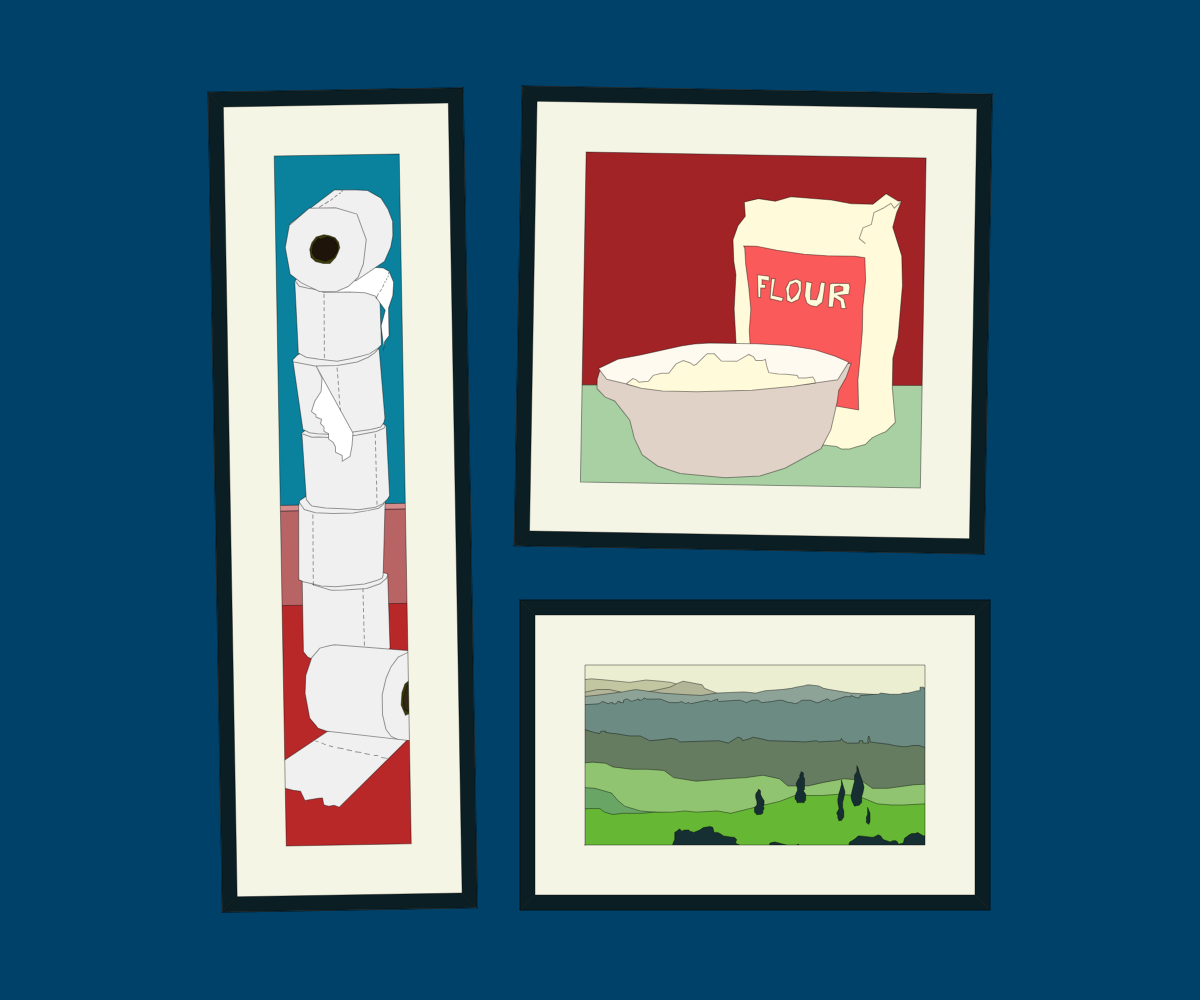
Frame 1 (no input)
Frame 60 (no input): identical to frame 1, image omitted
Frame 120 (the mouse pressed at the canvas centre since frame 60): identical to frame 1, image omitted

The p5.js sketch that drew this single still picture (run headless with seeded random() and noise() and a simulated clock; from frame 60 on, the mouse is pressed at the canvas centre):

// p5.js sketch
// ── sketch.js
//Colours
let lineColour = ([0, 100]);
let buttonColour = ([0, 100]);

let wall = ([0, 65, 105]);

let tr = 255;

let Frame = ([10, 30, 35, tr]);
let paperwhite = ([245, 245, 230]);

let rollwhite = ([240, 240, 240]);

let wallSideTopColour = ([255, 220, 30, tr]);
let wallSideRightColour = ([255, 250, 30, tr]);
let wallSideBottomColour = ([255, 250, 150, tr]);
let wallSideLeftColour = ([255, 140, 30, tr]);

let frontWindowSurroundColour = ([15, 140, 150]);
let frontWindowEdgeColourTop = ([10, 190, 140]);
let frontWindowEdgeColourRight = ([10, 170, 120]);
let frontWindowEdgeColourBottom = ([20, 210, 160]);
let frontWindowEdgeColourLeft = ([10, 180, 130]);

let frontWindowBackColour = ([5, 120, 110]);
let frontWindowTopColour = ([225, 235, 10]);
let frontWindowBottomColour = ([212, 222, 5]);

let frontWindowHighlightColourR;
let frontWindowHighlightColourG;
let frontWindowHighlightColourB;

//Width Centre variable
let hc;
let wc;
let sc;
let scale;
let xscaler;
let yscaler;

let s1 = 0;
let t1 = 0;
let w1 = 0;

//  s = a   t = b   w = c
let sAngle = 1;
let tAngle = -1;
let wAngle = 0;

let coll = 111;
let randomTilt;
let sign = [2, 1, -2, -1];

function setup() {
  createCanvas(windowWidth, windowHeight);
  hc = height / 2;
  wc = width / 2;
  //Smaller dimension
  if (wc < hc) {
    sc = wc;
  } else if (hc < wc) {
    sc = hc;
  } else {
    sc = hc;
  }
  scale = sc / 100
  xscaler = 1;
  yscaler = 1;

  angleMode(DEGREES)

}

function windowResized() {
  resizeCanvas(windowWidth, windowHeight);
  hc = height / 2;
  wc = width / 2;
  //Smaller dimension
  if (wc < hc) {
    sc = wc
  } else if (hc < wc) {
    sc = hc
  } else {
    sc = hc
  }
  scale = sc / 100
}

function draw() {
  background(wall);
  stroke(lineColour);
  strokeWeight(scale / 5);
  randomTilt = random(sign);

  //Sqaure Frame
  //a
  {
    //Scale a
    let a_sx = scale * xscaler;
    let a_sy = scale * yscaler;

    //Position a
    let as_px = 0;
    let as_py = 0;


    //Points >> + or - ((value * scaler) + positioner)

    //Middle0
    //TL
    a1x = wc - ((16 * a_sx) + as_px);
    a1y = hc - ((82 * a_sy) + as_py);
    //TR
    a2x = wc + ((78 * a_sx) + as_px);
    a2y = hc - ((82 * a_sy) + as_py);
    //BR
    a3x = wc + ((78 * a_sx) + as_px);
    a3y = hc + ((10 * a_sy) + as_py);
    //BL
    a4x = wc - ((16 * a_sx) + as_px);
    a4y = hc + ((10 * a_sy) + as_py);

    //circle
    //TL
    a1xC = wc - ((16 * a_sx) + as_px);
    a1yC = hc - ((82 * a_sy) + as_py);
    //TR
    a2xC = wc + ((78 * a_sx) + as_px);
    a2yC = hc - ((82 * a_sy) + as_py);
    //BR
    a3xC = wc + ((78 * a_sx) + as_px);
    a3yC = hc + ((10 * a_sy) + as_py);
    //BL
    a4xC = wc - ((16 * a_sx) + as_px);
    a4yC = hc + ((10 * a_sy) + as_py);


  }
  //aA
  {
    //Scale aA
    let aA_sx = scale * xscaler;
    let aA_sy = scale * yscaler;

    //Position aA
    let aA_px = 0;
    let aA_py = 0;


    //Points >> + or - ((value * scaler) + positioner)

    //Middle0
    if(s1 == 0){
    //TL
    aA1x = wc - ((13 * aA_sx) + aA_px);
    aA1y = hc - ((79 * aA_sy) + aA_py);
    //TR
    aA2x = wc + ((75 * aA_sx) + aA_px);
    aA2y = hc - ((79 * aA_sy) + aA_py);
    //BR
    aA3x = wc + ((75 * aA_sx) + aA_px);
    aA3y = hc + ((7 * aA_sy) + aA_py);
    //BL
    aA4x = wc - ((13 * aA_sx) + aA_px);
    aA4y = hc + ((7 * aA_sy) + aA_py);
    }


  }
  //aB
  {
    //Scale aB
    let aB_sx = scale * xscaler;
    let aB_sy = scale * yscaler;

    //Position aB
    let aB_px = 0;
    let aB_py = 0;


    //Points >> + or - ((value * scaler) + positioner)

    //Middle0
    if(s1 == 0){
    //TL
    aB1x = wc - ((3 * aB_sx) + aB_px);
    aB1y = hc - ((69 * aB_sy) + aB_py);
    //TR
    aB2x = wc + ((65 * aB_sx) + aB_px);
    aB2y = hc - ((69 * aB_sy) + aB_py);
    //BR
    aB3x = wc + ((65 * aB_sx) + aB_px);
    aB3y = hc - ((3 * aB_sy) + aB_py);
    //
    aB4x = wc - ((3 * aB_sx) + aB_px);
    aB4y = hc - ((3 * aB_sy) + aB_py);
    }


  }

  //Tall Frame
  //b
  {
    //Scale b
    let b_sx = scale * xscaler;
    let b_sy = scale * yscaler;

    //Position b
    let b_px = 0;
    let b_py = 0;

    //Points >> + or - ((value * scaler) + positioner)
    b1x = wc - ((78 * b_sx) + b_px);
    b1y = hc - ((82 * b_sy) + b_py);

    b2x = wc - ((27 * b_sx) + b_px);
    b2y = hc - ((82 * b_sy) + b_py);

    b3x = wc - ((27 * b_sx) + b_px);
    b3y = hc + ((82 * b_sy) + b_py);

    b4x = wc - ((78 * b_sx) + b_px);
    b4y = hc + ((82 * b_sy) + b_py);


    //circle
    //tl
    b1xC = wc - ((78 * b_sx) + b_px);
    b1yC = hc - ((82 * b_sy) + b_py);

    b2xC = wc - ((27 * b_sx) + b_px);
    b2yC = hc - ((82 * b_sy) + b_py);

    b3xC = wc - ((27 * b_sx) + b_px);
    b3yC = hc + ((82 * b_sy) + b_py);

    b4xC = wc - ((78 * b_sx) + b_px);
    b4yC = hc + ((82 * b_sy) + b_py);


  }
  //bA
  {
    //Scale bA
    let bA_sx = scale * xscaler;
    let bA_sy = scale * yscaler;

    //Position bA
    let bA_px = 0;
    let bA_py = 0;


    //Points >> + or - ((value * scaler) + positioner)

    //Middle0
    if(t1 == 0){
    //TL
    bA1x = wc - ((75 * bA_sx) + bA_px);
    bA1y = hc - ((79 * bA_sy) + bA_py);

    bA2x = wc - ((30 * bA_sx) + bA_px);
    bA2y = hc - ((79 * bA_sy) + bA_py);

    bA3x = wc - ((30 * bA_sx) + bA_px);
    bA3y = hc + ((79 * bA_sy) + bA_py);

    bA4x = wc - ((75 * bA_sx) + bA_px);
    bA4y = hc + ((79 * bA_sy) + bA_py);
    }


  }
  //bB
  {
    //Scale bB
    let bB_sx = scale * xscaler;
    let bB_sy = scale * yscaler;

    //Position bB
    let bB_px = 0;
    let bB_py = 0;


    //Points >> + or - ((value * scaler) + positioner)

    //Middle0
    if(t1 == 0){
    //TL
    bB1x = wc - ((65 * bB_sx) + bB_px);
    bB1y = hc - ((69 * bB_sy) + bB_py);

    bB2x = wc - ((40 * bB_sx) + bB_px);
    bB2y = hc - ((69 * bB_sy) + bB_py);

    bB3x = wc - ((40 * bB_sx) + bB_px);
    bB3y = hc + ((69 * bB_sy) + bB_py);

    bB4x = wc - ((65 * bB_sx) + bB_px);
    bB4y = hc + ((69 * bB_sy) + bB_py);
    }


  }

  //Wide Frame
  //c
  {
    //Scale c
    let c_sx = scale * xscaler;
    let c_sy = scale * yscaler;

    //Position c
    let c_px = 0;
    let c_py = 0;

    //Points >> + or - ((value * scaler) + positioner)
    c1x = wc - ((16 * c_sx) + c_px);
    c1y = hc + ((20 * c_sy) + c_py);
    //TR
    c2x = wc + ((78 * c_sx) + c_px);
    c2y = hc + ((20 * c_sy) + c_py);
    //BR
    c3x = wc + ((78 * c_sx) + c_px);
    c3y = hc + ((82 * c_sy) + c_py);
    //BL
    c4x = wc - ((16 * c_sx) + c_px);
    c4y = hc + ((82 * c_sy) + c_py);

    //circle
    //tl
    c1xC = wc - ((16 * c_sx) + c_px);
    c1yC = hc + ((20 * c_sy) + c_py);
    //TR
    c2xC = wc + ((78 * c_sx) + c_px);
    c2yC = hc + ((20 * c_sy) + c_py);
    //BR
    c3xC = wc + ((78 * c_sx) + c_px);
    c3yC = hc + ((82 * c_sy) + c_py);
    //BL
    c4xC = wc - ((16 * c_sx) + c_px);
    c4yC = hc + ((82 * c_sy) + c_py);
  }
  //cA
  {
    //Scale cA
    let cA_sx = scale * xscaler;
    let cA_sy = scale * yscaler;

    //Position cA
    let cA_px = 0;
    let cA_py = 0;


    //Points >> + or - ((value * scaler) + positioner)

    //Middle0
    if(w1 == 0){
    //TL
    cA1x = wc - ((13 * cA_sx) + cA_px);
    cA1y = hc + ((23 * cA_sy) + cA_py);
    //TR
    cA2x = wc + ((75 * cA_sx) + cA_px);
    cA2y = hc + ((23 * cA_sy) + cA_py);
    //BR
    cA3x = wc + ((75 * cA_sx) + cA_px);
    cA3y = hc + ((79 * cA_sy) + cA_py);
    //BL
    cA4x = wc - ((13 * cA_sx) + cA_px);
    cA4y = hc + ((79 * cA_sy) + cA_py);
    }


  }
  //cB
  {
    //Scale cB
    let cB_sx = scale * xscaler;
    let cB_sy = scale * yscaler;

    //Position cB
    let cB_px = 0;
    let cB_py = 0;


    //Points >> + or - ((value * scaler) + positioner)

    //Middle0
    if(w1 == 0){
    //TL
    cB1x = wc - ((3 * cB_sx) + cB_px);
    cB1y = hc + ((33 * cB_sy) + cB_py);

    cB2x = wc + ((65 * cB_sx) + cB_px);
    cB2y = hc + ((33 * cB_sy) + cB_py);

    cB3x = wc + ((65 * cB_sx) + cB_px);
    cB3y = hc + ((69 * cB_sy) + cB_py);

    cB4x = wc - ((3 * cB_sx) + cB_px);
    cB4y = hc + ((69 * cB_sy) + cB_py);
    }


  }


  //Square Frame —————————————————————————————————————————————
  push();
  translate((a2xC+((a1xC-a2xC)/2)),(a4yC+((a1yC-a4yC)/2)-(scale*20)));

  push();
  rotate(sAngle)

  push()
  translate(-(a2xC+((a1xC-a2xC)/2)),-(a4yC+((a1yC-a4yC)/2)-(scale*20)));

  //baking
{
fill(200,0);
let baking_x = -scale*20;
let baking_y = -scale*86;
let baking_xScale = scale/4.2;
let baking_yScale = scale/4.2;
beginShape();
  fill(162,35,37);
vertex(wc+(baking_xScale*62)+baking_x,hc+(baking_yScale*60)+baking_y);
vertex(wc+(baking_xScale*382)+baking_x,hc+(baking_yScale*58)+baking_y);
vertex(wc+(baking_xScale*375)+baking_x,hc+(baking_yScale*362)+baking_y);
vertex(wc+(baking_xScale*49)+baking_x,hc+(baking_yScale*367)+baking_y);
endShape(CLOSE);

  fill(168,208,162);
beginShape();
vertex(wc+(baking_xScale*70)+baking_x,hc+(baking_yScale*267)+baking_y);
vertex(wc+(baking_xScale*383)+baking_x,hc+(baking_yScale*262)+baking_y);
vertex(wc+(baking_xScale*380)+baking_x,hc+(baking_yScale*373)+baking_y);
vertex(wc+(baking_xScale*62)+baking_x,hc+(baking_yScale*365)+baking_y);
endShape(CLOSE);

fill(255,250,217);
beginShape();
vertex(wc+(baking_xScale*290)+baking_x,hc+(baking_yScale*317)+baking_y);
vertex(wc+(baking_xScale*297)+baking_x,hc+(baking_yScale*317)+baking_y);
vertex(wc+(baking_xScale*303)+baking_x,hc+(baking_yScale*315)+baking_y);
vertex(wc+(baking_xScale*310)+baking_x,hc+(baking_yScale*313)+baking_y);
vertex(wc+(baking_xScale*316)+baking_x,hc+(baking_yScale*307)+baking_y);
vertex(wc+(baking_xScale*322)+baking_x,hc+(baking_yScale*304)+baking_y);
vertex(wc+(baking_xScale*327)+baking_x,hc+(baking_yScale*302)+baking_y);
vertex(wc+(baking_xScale*330)+baking_x,hc+(baking_yScale*299)+baking_y);
vertex(wc+(baking_xScale*335)+baking_x,hc+(baking_yScale*294)+baking_y);
vertex(wc+(baking_xScale*332)+baking_x,hc+(baking_yScale*265)+baking_y);
vertex(wc+(baking_xScale*332)+baking_x,hc+(baking_yScale*240)+baking_y);
vertex(wc+(baking_xScale*336)+baking_x,hc+(baking_yScale*223)+baking_y);
vertex(wc+(baking_xScale*339)+baking_x,hc+(baking_yScale*179)+baking_y);
vertex(wc+(baking_xScale*338)+baking_x,hc+(baking_yScale*154)+baking_y);
vertex(wc+(baking_xScale*330)+baking_x,hc+(baking_yScale*130)+baking_y);
vertex(wc+(baking_xScale*333)+baking_x,hc+(baking_yScale*118)+baking_y);
vertex(wc+(baking_xScale*337)+baking_x,hc+(baking_yScale*108)+baking_y);
vertex(wc+(baking_xScale*334)+baking_x,hc+(baking_yScale*108)+baking_y);
vertex(wc+(baking_xScale*324)+baking_x,hc+(baking_yScale*102)+baking_y);
vertex(wc+(baking_xScale*313)+baking_x,hc+(baking_yScale*111)+baking_y);
vertex(wc+(baking_xScale*295)+baking_x,hc+(baking_yScale*111)+baking_y);
vertex(wc+(baking_xScale*278)+baking_x,hc+(baking_yScale*108)+baking_y);
vertex(wc+(baking_xScale*244)+baking_x,hc+(baking_yScale*106)+baking_y);
vertex(wc+(baking_xScale*231)+baking_x,hc+(baking_yScale*110)+baking_y);
vertex(wc+(baking_xScale*217)+baking_x,hc+(baking_yScale*108)+baking_y);
vertex(wc+(baking_xScale*205)+baking_x,hc+(baking_yScale*111)+baking_y);
vertex(wc+(baking_xScale*206)+baking_x,hc+(baking_yScale*123)+baking_y);
vertex(wc+(baking_xScale*200)+baking_x,hc+(baking_yScale*131)+baking_y);
vertex(wc+(baking_xScale*196)+baking_x,hc+(baking_yScale*143)+baking_y);
vertex(wc+(baking_xScale*197)+baking_x,hc+(baking_yScale*161)+baking_y);
vertex(wc+(baking_xScale*199)+baking_x,hc+(baking_yScale*172)+baking_y);
vertex(wc+(baking_xScale*198)+baking_x,hc+(baking_yScale*201)+baking_y);
vertex(wc+(baking_xScale*201)+baking_x,hc+(baking_yScale*242)+baking_y);
vertex(wc+(baking_xScale*204)+baking_x,hc+(baking_yScale*280)+baking_y);
vertex(wc+(baking_xScale*204)+baking_x,hc+(baking_yScale*290)+baking_y);
vertex(wc+(baking_xScale*209)+baking_x,hc+(baking_yScale*298)+baking_y);
vertex(wc+(baking_xScale*233)+baking_x,hc+(baking_yScale*305)+baking_y);
vertex(wc+(baking_xScale*250)+baking_x,hc+(baking_yScale*307)+baking_y);
vertex(wc+(baking_xScale*263)+baking_x,hc+(baking_yScale*313)+baking_y);
vertex(wc+(baking_xScale*286)+baking_x,hc+(baking_yScale*315)+baking_y);
endShape(CLOSE);

  fill(250,90,90);
beginShape();
vertex(wc+(baking_xScale*205)+baking_x,hc+(baking_yScale*148)+baking_y);
vertex(wc+(baking_xScale*216)+baking_x,hc+(baking_yScale*148)+baking_y);
vertex(wc+(baking_xScale*233)+baking_x,hc+(baking_yScale*151)+baking_y);
vertex(wc+(baking_xScale*256)+baking_x,hc+(baking_yScale*154)+baking_y);
vertex(wc+(baking_xScale*275)+baking_x,hc+(baking_yScale*155)+baking_y);
vertex(wc+(baking_xScale*299)+baking_x,hc+(baking_yScale*155)+baking_y);
vertex(wc+(baking_xScale*307)+baking_x,hc+(baking_yScale*156)+baking_y);
vertex(wc+(baking_xScale*308)+baking_x,hc+(baking_yScale*175)+baking_y);
vertex(wc+(baking_xScale*306)+baking_x,hc+(baking_yScale*198)+baking_y);
vertex(wc+(baking_xScale*306)+baking_x,hc+(baking_yScale*218)+baking_y);
vertex(wc+(baking_xScale*305)+baking_x,hc+(baking_yScale*233)+baking_y);
vertex(wc+(baking_xScale*303)+baking_x,hc+(baking_yScale*259)+baking_y);
vertex(wc+(baking_xScale*304)+baking_x,hc+(baking_yScale*284)+baking_y);
vertex(wc+(baking_xScale*220)+baking_x,hc+(baking_yScale*271)+baking_y);
vertex(wc+(baking_xScale*213)+baking_x,hc+(baking_yScale*269)+baking_y);
vertex(wc+(baking_xScale*213)+baking_x,hc+(baking_yScale*244)+baking_y);
vertex(wc+(baking_xScale*211)+baking_x,hc+(baking_yScale*219)+baking_y);
vertex(wc+(baking_xScale*212)+baking_x,hc+(baking_yScale*201)+baking_y);
vertex(wc+(baking_xScale*210)+baking_x,hc+(baking_yScale*183)+baking_y);
vertex(wc+(baking_xScale*207)+baking_x,hc+(baking_yScale*163)+baking_y);
vertex(wc+(baking_xScale*206)+baking_x,hc+(baking_yScale*150)+baking_y);
endShape(CLOSE);

fill(225,210,200);
beginShape();
vertex(wc+(baking_xScale*86)+baking_x,hc+(baking_yScale*255)+baking_y);
vertex(wc+(baking_xScale*84)+baking_x,hc+(baking_yScale*262)+baking_y);
vertex(wc+(baking_xScale*84)+baking_x,hc+(baking_yScale*270)+baking_y);
vertex(wc+(baking_xScale*91)+baking_x,hc+(baking_yScale*277)+baking_y);
vertex(wc+(baking_xScale*99)+baking_x,hc+(baking_yScale*280)+baking_y);
vertex(wc+(baking_xScale*112)+baking_x,hc+(baking_yScale*296)+baking_y);
vertex(wc+(baking_xScale*116)+baking_x,hc+(baking_yScale*311)+baking_y);
vertex(wc+(baking_xScale*123)+baking_x,hc+(baking_yScale*325)+baking_y);
vertex(wc+(baking_xScale*136)+baking_x,hc+(baking_yScale*334)+baking_y);
vertex(wc+(baking_xScale*155)+baking_x,hc+(baking_yScale*340)+baking_y);
vertex(wc+(baking_xScale*193)+baking_x,hc+(baking_yScale*343)+baking_y);
vertex(wc+(baking_xScale*222)+baking_x,hc+(baking_yScale*341)+baking_y);
vertex(wc+(baking_xScale*243)+baking_x,hc+(baking_yScale*334)+baking_y);
vertex(wc+(baking_xScale*273)+baking_x,hc+(baking_yScale*317)+baking_y);
vertex(wc+(baking_xScale*281)+baking_x,hc+(baking_yScale*301)+baking_y);
vertex(wc+(baking_xScale*286)+baking_x,hc+(baking_yScale*277)+baking_y);
vertex(wc+(baking_xScale*287)+baking_x,hc+(baking_yScale*268)+baking_y);
vertex(wc+(baking_xScale*293)+baking_x,hc+(baking_yScale*257)+baking_y);
vertex(wc+(baking_xScale*297)+baking_x,hc+(baking_yScale*245)+baking_y);
endShape(CLOSE);

fill(255,250,240);
beginShape();
vertex(wc+(baking_xScale*165)+baking_x,hc+(baking_yScale*231)+baking_y);
vertex(wc+(baking_xScale*178)+baking_x,hc+(baking_yScale*230)+baking_y);
vertex(wc+(baking_xScale*200)+baking_x,hc+(baking_yScale*230)+baking_y);
vertex(wc+(baking_xScale*217)+baking_x,hc+(baking_yScale*230)+baking_y);
vertex(wc+(baking_xScale*244)+baking_x,hc+(baking_yScale*231)+baking_y);
vertex(wc+(baking_xScale*266)+baking_x,hc+(baking_yScale*234)+baking_y);
vertex(wc+(baking_xScale*283)+baking_x,hc+(baking_yScale*239)+baking_y);
vertex(wc+(baking_xScale*295)+baking_x,hc+(baking_yScale*244)+baking_y);
vertex(wc+(baking_xScale*286)+baking_x,hc+(baking_yScale*259)+baking_y);
vertex(wc+(baking_xScale*261)+baking_x,hc+(baking_yScale*263)+baking_y);
vertex(wc+(baking_xScale*202)+baking_x,hc+(baking_yScale*269)+baking_y);
vertex(wc+(baking_xScale*161)+baking_x,hc+(baking_yScale*270)+baking_y);
vertex(wc+(baking_xScale*115)+baking_x,hc+(baking_yScale*267)+baking_y);
vertex(wc+(baking_xScale*92)+baking_x,hc+(baking_yScale*262)+baking_y);
vertex(wc+(baking_xScale*85)+baking_x,hc+(baking_yScale*253)+baking_y);
vertex(wc+(baking_xScale*101)+baking_x,hc+(baking_yScale*245)+baking_y);
vertex(wc+(baking_xScale*120)+baking_x,hc+(baking_yScale*241)+baking_y);
vertex(wc+(baking_xScale*154)+baking_x,hc+(baking_yScale*233)+baking_y);
endShape(CLOSE);
beginShape();


fill(255,250,217);
  beginShape();
vertex(wc+(baking_xScale*109)+baking_x,hc+(baking_yScale*265)+baking_y);
vertex(wc+(baking_xScale*114)+baking_x,hc+(baking_yScale*261)+baking_y);
vertex(wc+(baking_xScale*117)+baking_x,hc+(baking_yScale*262)+baking_y);
vertex(wc+(baking_xScale*119)+baking_x,hc+(baking_yScale*264)+baking_y);
vertex(wc+(baking_xScale*127)+baking_x,hc+(baking_yScale*263)+baking_y);
vertex(wc+(baking_xScale*131)+baking_x,hc+(baking_yScale*258)+baking_y);
vertex(wc+(baking_xScale*138)+baking_x,hc+(baking_yScale*256)+baking_y);
vertex(wc+(baking_xScale*144)+baking_x,hc+(baking_yScale*256)+baking_y);
vertex(wc+(baking_xScale*150)+baking_x,hc+(baking_yScale*248)+baking_y);
vertex(wc+(baking_xScale*156)+baking_x,hc+(baking_yScale*245)+baking_y);
vertex(wc+(baking_xScale*162)+baking_x,hc+(baking_yScale*247)+baking_y);
vertex(wc+(baking_xScale*165)+baking_x,hc+(baking_yScale*249)+baking_y);
vertex(wc+(baking_xScale*167)+baking_x,hc+(baking_yScale*248)+baking_y);
vertex(wc+(baking_xScale*173)+baking_x,hc+(baking_yScale*242)+baking_y);
vertex(wc+(baking_xScale*176)+baking_x,hc+(baking_yScale*239)+baking_y);
vertex(wc+(baking_xScale*182)+baking_x,hc+(baking_yScale*239)+baking_y);
vertex(wc+(baking_xScale*188)+baking_x,hc+(baking_yScale*245)+baking_y);
vertex(wc+(baking_xScale*201)+baking_x,hc+(baking_yScale*245)+baking_y);
vertex(wc+(baking_xScale*211)+baking_x,hc+(baking_yScale*239)+baking_y);
vertex(wc+(baking_xScale*215)+baking_x,hc+(baking_yScale*241)+baking_y);
vertex(wc+(baking_xScale*217)+baking_x,hc+(baking_yScale*244)+baking_y);
vertex(wc+(baking_xScale*222)+baking_x,hc+(baking_yScale*244)+baking_y);
vertex(wc+(baking_xScale*225)+baking_x,hc+(baking_yScale*243)+baking_y);
vertex(wc+(baking_xScale*226)+baking_x,hc+(baking_yScale*248)+baking_y);
vertex(wc+(baking_xScale*228)+baking_x,hc+(baking_yScale*254)+baking_y);
vertex(wc+(baking_xScale*236)+baking_x,hc+(baking_yScale*255)+baking_y);
vertex(wc+(baking_xScale*243)+baking_x,hc+(baking_yScale*255)+baking_y);
vertex(wc+(baking_xScale*252)+baking_x,hc+(baking_yScale*256)+baking_y);
vertex(wc+(baking_xScale*253)+baking_x,hc+(baking_yScale*258)+baking_y);
vertex(wc+(baking_xScale*259)+baking_x,hc+(baking_yScale*258)+baking_y);
vertex(wc+(baking_xScale*265)+baking_x,hc+(baking_yScale*257)+baking_y);
vertex(wc+(baking_xScale*267)+baking_x,hc+(baking_yScale*260)+baking_y);
vertex(wc+(baking_xScale*267)+baking_x,hc+(baking_yScale*262)+baking_y);
vertex(wc+(baking_xScale*249)+baking_x,hc+(baking_yScale*265)+baking_y);
vertex(wc+(baking_xScale*214)+baking_x,hc+(baking_yScale*269)+baking_y);
vertex(wc+(baking_xScale*168)+baking_x,hc+(baking_yScale*271)+baking_y);
vertex(wc+(baking_xScale*139)+baking_x,hc+(baking_yScale*271)+baking_y);
vertex(wc+(baking_xScale*121)+baking_x,hc+(baking_yScale*269)+baking_y);
vertex(wc+(baking_xScale*110)+baking_x,hc+(baking_yScale*266)+baking_y);
endShape(CLOSE);

    fill(255,250,217);
beginShape();
vertex(wc+(baking_xScale*218)+baking_x,hc+(baking_yScale*191)+baking_y);
vertex(wc+(baking_xScale*217)+baking_x,hc+(baking_yScale*172)+baking_y);
vertex(wc+(baking_xScale*227)+baking_x,hc+(baking_yScale*173)+baking_y);
vertex(wc+(baking_xScale*227)+baking_x,hc+(baking_yScale*177)+baking_y);
vertex(wc+(baking_xScale*221)+baking_x,hc+(baking_yScale*176)+baking_y);
vertex(wc+(baking_xScale*221)+baking_x,hc+(baking_yScale*180)+baking_y);
vertex(wc+(baking_xScale*224)+baking_x,hc+(baking_yScale*180)+baking_y);
vertex(wc+(baking_xScale*224)+baking_x,hc+(baking_yScale*183)+baking_y);
vertex(wc+(baking_xScale*220)+baking_x,hc+(baking_yScale*183)+baking_y);
vertex(wc+(baking_xScale*220)+baking_x,hc+(baking_yScale*188)+baking_y);
vertex(wc+(baking_xScale*220)+baking_x,hc+(baking_yScale*191)+baking_y);
vertex(wc+(baking_xScale*218)+baking_x,hc+(baking_yScale*191)+baking_y);
endShape(CLOSE);

beginShape();
vertex(wc+(baking_xScale*229)+baking_x,hc+(baking_yScale*175)+baking_y);
vertex(wc+(baking_xScale*228)+baking_x,hc+(baking_yScale*192)+baking_y);
vertex(wc+(baking_xScale*238)+baking_x,hc+(baking_yScale*194)+baking_y);
vertex(wc+(baking_xScale*239)+baking_x,hc+(baking_yScale*191)+baking_y);
vertex(wc+(baking_xScale*230)+baking_x,hc+(baking_yScale*189)+baking_y);
vertex(wc+(baking_xScale*232)+baking_x,hc+(baking_yScale*175)+baking_y);
endShape(CLOSE);

beginShape();
vertex(wc+(baking_xScale*244)+baking_x,hc+(baking_yScale*177)+baking_y);
vertex(wc+(baking_xScale*241)+baking_x,hc+(baking_yScale*183)+baking_y);
vertex(wc+(baking_xScale*242)+baking_x,hc+(baking_yScale*188)+baking_y);
vertex(wc+(baking_xScale*242)+baking_x,hc+(baking_yScale*193)+baking_y);
vertex(wc+(baking_xScale*246)+baking_x,hc+(baking_yScale*195)+baking_y);
vertex(wc+(baking_xScale*252)+baking_x,hc+(baking_yScale*192)+baking_y);
vertex(wc+(baking_xScale*254)+baking_x,hc+(baking_yScale*185)+baking_y);
vertex(wc+(baking_xScale*254)+baking_x,hc+(baking_yScale*177)+baking_y);
vertex(wc+(baking_xScale*250)+baking_x,hc+(baking_yScale*175)+baking_y);
vertex(wc+(baking_xScale*247)+baking_x,hc+(baking_yScale*176)+baking_y);
beginContour();
vertex(wc+(baking_xScale*249)+baking_x,hc+(baking_yScale*178)+baking_y);
vertex(wc+(baking_xScale*251)+baking_x,hc+(baking_yScale*179)+baking_y);
vertex(wc+(baking_xScale*252)+baking_x,hc+(baking_yScale*183)+baking_y);
vertex(wc+(baking_xScale*251)+baking_x,hc+(baking_yScale*186)+baking_y);
vertex(wc+(baking_xScale*249)+baking_x,hc+(baking_yScale*189)+baking_y);
vertex(wc+(baking_xScale*246)+baking_x,hc+(baking_yScale*192)+baking_y);
vertex(wc+(baking_xScale*244)+baking_x,hc+(baking_yScale*188)+baking_y);
vertex(wc+(baking_xScale*244)+baking_x,hc+(baking_yScale*184)+baking_y);
vertex(wc+(baking_xScale*245)+baking_x,hc+(baking_yScale*180)+baking_y);
endContour()
endShape(CLOSE);

beginShape();
vertex(wc+(baking_xScale*258)+baking_x,hc+(baking_yScale*177)+baking_y);
vertex(wc+(baking_xScale*257)+baking_x,hc+(baking_yScale*189)+baking_y);
vertex(wc+(baking_xScale*259)+baking_x,hc+(baking_yScale*195)+baking_y);
vertex(wc+(baking_xScale*262)+baking_x,hc+(baking_yScale*197)+baking_y);
vertex(wc+(baking_xScale*267)+baking_x,hc+(baking_yScale*198)+baking_y);
vertex(wc+(baking_xScale*272)+baking_x,hc+(baking_yScale*194)+baking_y);
vertex(wc+(baking_xScale*273)+baking_x,hc+(baking_yScale*187)+baking_y);
vertex(wc+(baking_xScale*274)+baking_x,hc+(baking_yScale*178)+baking_y);
vertex(wc+(baking_xScale*271)+baking_x,hc+(baking_yScale*177)+baking_y);
vertex(wc+(baking_xScale*270)+baking_x,hc+(baking_yScale*179)+baking_y);
vertex(wc+(baking_xScale*269)+baking_x,hc+(baking_yScale*186)+baking_y);
vertex(wc+(baking_xScale*267)+baking_x,hc+(baking_yScale*192)+baking_y);
vertex(wc+(baking_xScale*262)+baking_x,hc+(baking_yScale*192)+baking_y);
vertex(wc+(baking_xScale*262)+baking_x,hc+(baking_yScale*184)+baking_y);
vertex(wc+(baking_xScale*263)+baking_x,hc+(baking_yScale*178)+baking_y);
endShape(CLOSE);

beginShape();
vertex(wc+(baking_xScale*278)+baking_x,hc+(baking_yScale*179)+baking_y);
vertex(wc+(baking_xScale*277)+baking_x,hc+(baking_yScale*198)+baking_y);
vertex(wc+(baking_xScale*281)+baking_x,hc+(baking_yScale*198)+baking_y);
vertex(wc+(baking_xScale*282)+baking_x,hc+(baking_yScale*190)+baking_y);
vertex(wc+(baking_xScale*287)+baking_x,hc+(baking_yScale*193)+baking_y);
vertex(wc+(baking_xScale*288)+baking_x,hc+(baking_yScale*199)+baking_y);
vertex(wc+(baking_xScale*292)+baking_x,hc+(baking_yScale*199)+baking_y);
vertex(wc+(baking_xScale*290)+baking_x,hc+(baking_yScale*191)+baking_y);
vertex(wc+(baking_xScale*285)+baking_x,hc+(baking_yScale*188)+baking_y);
vertex(wc+(baking_xScale*294)+baking_x,hc+(baking_yScale*187)+baking_y);
vertex(wc+(baking_xScale*295)+baking_x,hc+(baking_yScale*181)+baking_y);
vertex(wc+(baking_xScale*294)+baking_x,hc+(baking_yScale*178)+baking_y);
vertex(wc+(baking_xScale*280)+baking_x,hc+(baking_yScale*178)+baking_y);
beginContour();
vertex(wc+(baking_xScale*286)+baking_x,hc+(baking_yScale*180)+baking_y);
vertex(wc+(baking_xScale*289)+baking_x,hc+(baking_yScale*181)+baking_y);
vertex(wc+(baking_xScale*289)+baking_x,hc+(baking_yScale*182)+baking_y);
vertex(wc+(baking_xScale*289)+baking_x,hc+(baking_yScale*184)+baking_y);
vertex(wc+(baking_xScale*282)+baking_x,hc+(baking_yScale*186)+baking_y);
vertex(wc+(baking_xScale*282)+baking_x,hc+(baking_yScale*181)+baking_y);
endContour();
endShape(CLOSE);

fill(0,0);
beginShape();
vertex(wc+(baking_xScale*307)+baking_x,hc+(baking_yScale*144)+baking_y);
vertex(wc+(baking_xScale*302)+baking_x,hc+(baking_yScale*140)+baking_y);
vertex(wc+(baking_xScale*305)+baking_x,hc+(baking_yScale*131)+baking_y);
vertex(wc+(baking_xScale*312)+baking_x,hc+(baking_yScale*128)+baking_y);
vertex(wc+(baking_xScale*314)+baking_x,hc+(baking_yScale*118)+baking_y);
vertex(wc+(baking_xScale*322)+baking_x,hc+(baking_yScale*114)+baking_y);
vertex(wc+(baking_xScale*328)+baking_x,hc+(baking_yScale*110)+baking_y);
vertex(wc+(baking_xScale*331)+baking_x,hc+(baking_yScale*114)+baking_y);
vertex(wc+(baking_xScale*336)+baking_x,hc+(baking_yScale*109)+baking_y);
endShape();


//ENDbaking
}


  //Square Frame   a
  {
    //Stlying Wall
    fill(paperwhite);
    stroke(lineColour);

    //Draw Wall
    beginShape();
    vertex(a1x, a1y);
    vertex(a2x, a2y);
    vertex(a3x, a3y);
    vertex(a4x, a4y);
    beginContour();
    vertex(aB4x, aB4y);
    vertex(aB3x, aB3y);
    vertex(aB2x, aB2y);
    vertex(aB1x, aB1y);
    endContour();
    endShape(CLOSE);
  }

  //Square Frame   aA
  {
    //Stlying
    fill(Frame);
    stroke(lineColour);

    //T
    beginShape();
    vertex(a1x, a1y);
    vertex(a2x, a2y);
    vertex(aA2x, aA2y);
    vertex(aA1x, aA1y);
    endShape(CLOSE);
    //R
    beginShape();
    vertex(a2x, a2y);
    vertex(a3x, a3y);
    vertex(aA3x, aA3y);
    vertex(aA2x, aA2y);
    endShape(CLOSE);
    //B
    beginShape();
    vertex(a3x, a3y);
    vertex(a4x, a4y);
    vertex(aA4x, aA4y);
    vertex(aA3x, aA3y);
    endShape(CLOSE);
    //L
    beginShape();
    vertex(a4x, a4y);
    vertex(a1x, a1y);
    vertex(aA1x, aA1y);
    vertex(aA4x, aA4y);
    endShape(CLOSE);
  }
  pop();

  pop();

  pop();

  //Tall Frame ———————————————————————————————————————————————
  push();
  translate((b2xC+((b1xC-b2xC)/2)),(b4yC+((b1yC-b4yC)/2)-(scale*60)));

  push();
  rotate(tAngle)

  push()
  translate(-(b2xC+((b1xC-b2xC)/2)),-(b4yC+((b1yC-b4yC)/2)-(scale*60)));

  push();

   //loorolls
  {

//bckdrp
{
fill(10,130,157);
let bckdrp_x = -scale*80;
let bckdrp_y = -scale*80;
let bckdrp_xScale = scale/4.5;
let bckdrp_yScale = scale/4.5;
beginShape();
vertex(wc+(bckdrp_xScale*39)+bckdrp_x,hc+(bckdrp_yScale*701)+bckdrp_y);
vertex(wc+(bckdrp_xScale*213)+bckdrp_x,hc+(bckdrp_yScale*702)+bckdrp_y);
vertex(wc+(bckdrp_xScale*214)+bckdrp_x,hc+(bckdrp_yScale*37)+bckdrp_y);
vertex(wc+(bckdrp_xScale*38)+bckdrp_x,hc+(bckdrp_yScale*40)+bckdrp_y);
endShape(CLOSE);

fill(185, 40, 40);
beginShape();
vertex(wc+(bckdrp_xScale*194)+bckdrp_x,hc+(bckdrp_yScale*370)+bckdrp_y);
vertex(wc+(bckdrp_xScale*197)+bckdrp_x,hc+(bckdrp_yScale*677)+bckdrp_y);
vertex(wc+(bckdrp_xScale*58)+bckdrp_x,hc+(bckdrp_yScale*677)+bckdrp_y);
vertex(wc+(bckdrp_xScale*52)+bckdrp_x,hc+(bckdrp_yScale*370)+bckdrp_y);
endShape(CLOSE);

  fill(185, 100, 100);
beginShape();
vertex(wc+(bckdrp_xScale*194)+bckdrp_x,hc+(bckdrp_yScale*369)+bckdrp_y);
vertex(wc+(bckdrp_xScale*197)+bckdrp_x,hc+(bckdrp_yScale*454)+bckdrp_y);
vertex(wc+(bckdrp_xScale*58)+bckdrp_x,hc+(bckdrp_yScale*454)+bckdrp_y);
vertex(wc+(bckdrp_xScale*52)+bckdrp_x,hc+(bckdrp_yScale*369)+bckdrp_y);
endShape(CLOSE);

  fill(215, 140, 140);
beginShape();
vertex(wc+(bckdrp_xScale*194)+bckdrp_x,hc+(bckdrp_yScale*364)+bckdrp_y);
vertex(wc+(bckdrp_xScale*197)+bckdrp_x,hc+(bckdrp_yScale*369)+bckdrp_y);
vertex(wc+(bckdrp_xScale*58)+bckdrp_x,hc+(bckdrp_yScale*369)+bckdrp_y);
vertex(wc+(bckdrp_xScale*52)+bckdrp_x,hc+(bckdrp_yScale*364)+bckdrp_y);
endShape(CLOSE);
//ENDbckdrp
}

//roll1
{
fill(rollwhite);
let roll1_x = -scale*80;
let roll1_y = -scale*112;
let roll1_xScale = scale/4.5;
let roll1_yScale = scale/4.5;
beginShape();
vertex(wc+(roll1_xScale*163)+roll1_x,hc+(roll1_yScale*571)+roll1_y);
vertex(wc+(roll1_xScale*164)+roll1_x,hc+(roll1_yScale*638)+roll1_y);
vertex(wc+(roll1_xScale*158)+roll1_x,hc+(roll1_yScale*645)+roll1_y);
vertex(wc+(roll1_xScale*147)+roll1_x,hc+(roll1_yScale*648)+roll1_y);
vertex(wc+(roll1_xScale*129)+roll1_x,hc+(roll1_yScale*652)+roll1_y);
vertex(wc+(roll1_xScale*112)+roll1_x,hc+(roll1_yScale*651)+roll1_y);
vertex(wc+(roll1_xScale*99)+roll1_x,hc+(roll1_yScale*649)+roll1_y);
vertex(wc+(roll1_xScale*90)+roll1_x,hc+(roll1_yScale*645)+roll1_y);
vertex(wc+(roll1_xScale*86)+roll1_x,hc+(roll1_yScale*640)+roll1_y);
vertex(wc+(roll1_xScale*86)+roll1_x,hc+(roll1_yScale*637)+roll1_y);
vertex(wc+(roll1_xScale*86)+roll1_x,hc+(roll1_yScale*570)+roll1_y);
vertex(wc+(roll1_xScale*101)+roll1_x,hc+(roll1_yScale*568)+roll1_y);
vertex(wc+(roll1_xScale*121)+roll1_x,hc+(roll1_yScale*567)+roll1_y);
vertex(wc+(roll1_xScale*144)+roll1_x,hc+(roll1_yScale*567)+roll1_y);
endShape(CLOSE);


//ENDroll1
}



//line1
{
fill("#ffffff");
let line1_x = -scale*80;
let line1_y = -scale*112;
let line1_xScale = scale/4.5;
let line1_yScale = scale/4.5;
beginShape();
vertex(wc+(line1_xScale*141)+line1_x,hc+(line1_yScale*647)+line1_y);
vertex(wc+(line1_xScale*141)+line1_x,hc+(line1_yScale*644)+line1_y);
endShape();

beginShape();
vertex(wc+(line1_xScale*141)+line1_x,hc+(line1_yScale*641)+line1_y);
vertex(wc+(line1_xScale*141)+line1_x,hc+(line1_yScale*638)+line1_y);
endShape();

beginShape();
vertex(wc+(line1_xScale*141)+line1_x,hc+(line1_yScale*635)+line1_y);
vertex(wc+(line1_xScale*141)+line1_x,hc+(line1_yScale*632)+line1_y);
endShape();

beginShape();
vertex(wc+(line1_xScale*141)+line1_x,hc+(line1_yScale*629)+line1_y);
vertex(wc+(line1_xScale*140.9)+line1_x,hc+(line1_yScale*626)+line1_y);
endShape();

beginShape();
vertex(wc+(line1_xScale*140.9)+line1_x,hc+(line1_yScale*623)+line1_y);
vertex(wc+(line1_xScale*140.8)+line1_x,hc+(line1_yScale*620)+line1_y);
endShape();

beginShape();
vertex(wc+(line1_xScale*140.8)+line1_x,hc+(line1_yScale*617)+line1_y);
vertex(wc+(line1_xScale*140.8)+line1_x,hc+(line1_yScale*614)+line1_y);
endShape();

beginShape();
vertex(wc+(line1_xScale*140.8)+line1_x,hc+(line1_yScale*611)+line1_y);
vertex(wc+(line1_xScale*140.7)+line1_x,hc+(line1_yScale*608)+line1_y);
endShape();

beginShape();
vertex(wc+(line1_xScale*140.7)+line1_x,hc+(line1_yScale*605)+line1_y);
vertex(wc+(line1_xScale*140.7)+line1_x,hc+(line1_yScale*602)+line1_y);
endShape();

beginShape();
vertex(wc+(line1_xScale*140.7)+line1_x,hc+(line1_yScale*599)+line1_y);
vertex(wc+(line1_xScale*140.6)+line1_x,hc+(line1_yScale*596)+line1_y);
endShape();

beginShape();
vertex(wc+(line1_xScale*140.6)+line1_x,hc+(line1_yScale*593)+line1_y);
vertex(wc+(line1_xScale*140.6)+line1_x,hc+(line1_yScale*590)+line1_y);
endShape();

beginShape();
vertex(wc+(line1_xScale*140.6)+line1_x,hc+(line1_yScale*587)+line1_y);
vertex(wc+(line1_xScale*140.5)+line1_x,hc+(line1_yScale*584)+line1_y);
endShape();
//ENDline1
}
//roll10
{
fill(rollwhite);
let roll10_x = -scale*80;
let roll10_y = -scale*112;
let roll10_xScale = scale/4.5;
let roll10_yScale = scale/4.5;
beginShape();
vertex(wc+(roll10_xScale*163)+roll10_x,hc+(roll10_yScale*572)+roll10_y);
vertex(wc+(roll10_xScale*162)+roll10_x,hc+(roll10_yScale*575)+roll10_y);
vertex(wc+(roll10_xScale*156)+roll10_x,hc+(roll10_yScale*580)+roll10_y);
vertex(wc+(roll10_xScale*144)+roll10_x,hc+(roll10_yScale*584)+roll10_y);
vertex(wc+(roll10_xScale*124)+roll10_x,hc+(roll10_yScale*585)+roll10_y);
vertex(wc+(roll10_xScale*112)+roll10_x,hc+(roll10_yScale*585)+roll10_y);
vertex(wc+(roll10_xScale*96)+roll10_x,hc+(roll10_yScale*580)+roll10_y);
vertex(wc+(roll10_xScale*93)+roll10_x,hc+(roll10_yScale*576)+roll10_y);
endShape();
//ENDroll10
}

//roll2
{
fill(rollwhite);
let roll2_x = -scale*80;
let roll2_y = -scale*112;
let roll2_xScale = scale/4.5;
let roll2_yScale = scale/4.5;
beginShape();
vertex(wc+(roll2_xScale*159)+roll2_x,hc+(roll2_yScale*572)+roll2_y);
vertex(wc+(roll2_xScale*158)+roll2_x,hc+(roll2_yScale*575)+roll2_y);
vertex(wc+(roll2_xScale*153)+roll2_x,hc+(roll2_yScale*577)+roll2_y);
vertex(wc+(roll2_xScale*142)+roll2_x,hc+(roll2_yScale*580)+roll2_y);
vertex(wc+(roll2_xScale*128)+roll2_x,hc+(roll2_yScale*581)+roll2_y);
vertex(wc+(roll2_xScale*116)+roll2_x,hc+(roll2_yScale*582)+roll2_y);
vertex(wc+(roll2_xScale*103)+roll2_x,hc+(roll2_yScale*581)+roll2_y);
vertex(wc+(roll2_xScale*91)+roll2_x,hc+(roll2_yScale*578)+roll2_y);
vertex(wc+(roll2_xScale*87)+roll2_x,hc+(roll2_yScale*577)+roll2_y);
vertex(wc+(roll2_xScale*83)+roll2_x,hc+(roll2_yScale*575)+roll2_y);
vertex(wc+(roll2_xScale*83)+roll2_x,hc+(roll2_yScale*571)+roll2_y);
vertex(wc+(roll2_xScale*84)+roll2_x,hc+(roll2_yScale*509)+roll2_y);
vertex(wc+(roll2_xScale*85)+roll2_x,hc+(roll2_yScale*504)+roll2_y);
vertex(wc+(roll2_xScale*91)+roll2_x,hc+(roll2_yScale*500)+roll2_y);
vertex(wc+(roll2_xScale*101)+roll2_x,hc+(roll2_yScale*498)+roll2_y);
vertex(wc+(roll2_xScale*118)+roll2_x,hc+(roll2_yScale*497)+roll2_y);
vertex(wc+(roll2_xScale*139)+roll2_x,hc+(roll2_yScale*498)+roll2_y);
vertex(wc+(roll2_xScale*154)+roll2_x,hc+(roll2_yScale*500)+roll2_y);
vertex(wc+(roll2_xScale*162)+roll2_x,hc+(roll2_yScale*503)+roll2_y);
vertex(wc+(roll2_xScale*159)+roll2_x,hc+(roll2_yScale*571)+roll2_y);
endShape(CLOSE);
//ENDroll2
}
//line2
{
push();
translate(scale*-10,scale*-14.9)
fill("#ffffff");
let line1_x = -scale*80;
let line1_y = -scale*112;
let line1_xScale = scale/4.5;
let line1_yScale = scale/4.5;
beginShape();
vertex(wc+(line1_xScale*141)+line1_x,hc+(line1_yScale*647)+line1_y);
vertex(wc+(line1_xScale*141)+line1_x,hc+(line1_yScale*644)+line1_y);
endShape();

beginShape();
vertex(wc+(line1_xScale*141)+line1_x,hc+(line1_yScale*641)+line1_y);
vertex(wc+(line1_xScale*141)+line1_x,hc+(line1_yScale*638)+line1_y);
endShape();

beginShape();
vertex(wc+(line1_xScale*141.1)+line1_x,hc+(line1_yScale*635)+line1_y);
vertex(wc+(line1_xScale*141.1)+line1_x,hc+(line1_yScale*632)+line1_y);
endShape();

beginShape();
vertex(wc+(line1_xScale*141.1)+line1_x,hc+(line1_yScale*629)+line1_y);
vertex(wc+(line1_xScale*141.2)+line1_x,hc+(line1_yScale*626)+line1_y);
endShape();

beginShape();
vertex(wc+(line1_xScale*141.2)+line1_x,hc+(line1_yScale*623)+line1_y);
vertex(wc+(line1_xScale*141.2)+line1_x,hc+(line1_yScale*620)+line1_y);
endShape();

beginShape();
vertex(wc+(line1_xScale*141.3)+line1_x,hc+(line1_yScale*617)+line1_y);
vertex(wc+(line1_xScale*141.3)+line1_x,hc+(line1_yScale*614)+line1_y);
endShape();

beginShape();
vertex(wc+(line1_xScale*141.3)+line1_x,hc+(line1_yScale*611)+line1_y);
vertex(wc+(line1_xScale*141.4)+line1_x,hc+(line1_yScale*608)+line1_y);
endShape();

beginShape();
vertex(wc+(line1_xScale*141.4)+line1_x,hc+(line1_yScale*605)+line1_y);
vertex(wc+(line1_xScale*141.4)+line1_x,hc+(line1_yScale*602)+line1_y);
endShape();

beginShape();
vertex(wc+(line1_xScale*141.5)+line1_x,hc+(line1_yScale*599)+line1_y);
vertex(wc+(line1_xScale*141.5)+line1_x,hc+(line1_yScale*596)+line1_y);
endShape();

beginShape();
vertex(wc+(line1_xScale*141.6)+line1_x,hc+(line1_yScale*593)+line1_y);
vertex(wc+(line1_xScale*141.6)+line1_x,hc+(line1_yScale*590)+line1_y);
endShape();

beginShape();
vertex(wc+(line1_xScale*141.6)+line1_x,hc+(line1_yScale*587)+line1_y);
vertex(wc+(line1_xScale*141.7)+line1_x,hc+(line1_yScale*584)+line1_y);
endShape();
//ENDline1

pop();
}
//roll9
{
fill(rollwhite);
let roll9_x = -scale*80;
let roll9_y = -scale*112;
let roll9_xScale = scale/4.5;
let roll9_yScale = scale/4.5;
beginShape();
vertex(wc+(roll9_xScale*85)+roll9_x,hc+(roll9_yScale*506)+roll9_y);
vertex(wc+(roll9_xScale*89)+roll9_x,hc+(roll9_yScale*512)+roll9_y);
vertex(wc+(roll9_xScale*99)+roll9_x,hc+(roll9_yScale*515)+roll9_y);
vertex(wc+(roll9_xScale*115)+roll9_x,hc+(roll9_yScale*516)+roll9_y);
vertex(wc+(roll9_xScale*133)+roll9_x,hc+(roll9_yScale*516)+roll9_y);
vertex(wc+(roll9_xScale*146)+roll9_x,hc+(roll9_yScale*514)+roll9_y);
vertex(wc+(roll9_xScale*156)+roll9_x,hc+(roll9_yScale*512)+roll9_y);
vertex(wc+(roll9_xScale*160)+roll9_x,hc+(roll9_yScale*509)+roll9_y);
vertex(wc+(roll9_xScale*162)+roll9_x,hc+(roll9_yScale*504)+roll9_y);
endShape();
//ENDroll9
}

//roll3
{
fill(rollwhite);
let roll3_x = -scale*80;
let roll3_y = -scale*112;
let roll3_xScale = scale/4.5;
let roll3_yScale = scale/4.5;
beginShape();
vertex(wc+(roll3_xScale*96)+roll3_x,hc+(roll3_yScale*509)+roll3_y);
vertex(wc+(roll3_xScale*108)+roll3_x,hc+(roll3_yScale*511)+roll3_y);
vertex(wc+(roll3_xScale*124)+roll3_x,hc+(roll3_yScale*512)+roll3_y);
vertex(wc+(roll3_xScale*138)+roll3_x,hc+(roll3_yScale*513)+roll3_y);
vertex(wc+(roll3_xScale*153)+roll3_x,hc+(roll3_yScale*511)+roll3_y);
vertex(wc+(roll3_xScale*160)+roll3_x,hc+(roll3_yScale*508)+roll3_y);
vertex(wc+(roll3_xScale*164)+roll3_x,hc+(roll3_yScale*504)+roll3_y);
vertex(wc+(roll3_xScale*166)+roll3_x,hc+(roll3_yScale*501)+roll3_y);
vertex(wc+(roll3_xScale*164)+roll3_x,hc+(roll3_yScale*438)+roll3_y);
vertex(wc+(roll3_xScale*158)+roll3_x,hc+(roll3_yScale*434)+roll3_y);
vertex(wc+(roll3_xScale*150)+roll3_x,hc+(roll3_yScale*433)+roll3_y);
vertex(wc+(roll3_xScale*134)+roll3_x,hc+(roll3_yScale*433)+roll3_y);
vertex(wc+(roll3_xScale*115)+roll3_x,hc+(roll3_yScale*433)+roll3_y);
vertex(wc+(roll3_xScale*95)+roll3_x,hc+(roll3_yScale*438)+roll3_y);
vertex(wc+(roll3_xScale*88)+roll3_x,hc+(roll3_yScale*443)+roll3_y);
vertex(wc+(roll3_xScale*91)+roll3_x,hc+(roll3_yScale*503)+roll3_y);
vertex(wc+(roll3_xScale*94)+roll3_x,hc+(roll3_yScale*507)+roll3_y);
endShape(CLOSE);
//ENDroll3
}
//roll11
{
fill(rollwhite);
let roll11_x = -scale*80;
let roll11_y = -scale*112;
let roll11_xScale = scale/4.5;
let roll11_yScale = scale/4.5;
beginShape();
vertex(wc+(roll11_xScale*89)+roll11_x,hc+(roll11_yScale*444)+roll11_y);
vertex(wc+(roll11_xScale*97)+roll11_x,hc+(roll11_yScale*447)+roll11_y);
vertex(wc+(roll11_xScale*103)+roll11_x,hc+(roll11_yScale*447)+roll11_y);
vertex(wc+(roll11_xScale*117)+roll11_x,hc+(roll11_yScale*448)+roll11_y);
vertex(wc+(roll11_xScale*137)+roll11_x,hc+(roll11_yScale*446)+roll11_y);
vertex(wc+(roll11_xScale*155)+roll11_x,hc+(roll11_yScale*443)+roll11_y);
vertex(wc+(roll11_xScale*162)+roll11_x,hc+(roll11_yScale*440)+roll11_y);
vertex(wc+(roll11_xScale*163)+roll11_x,hc+(roll11_yScale*438)+roll11_y);
endShape();
//ENDroll11
}
//line4
{
  push();
translate(scale*3,scale*-30.8)
fill("#ffffff");
let line1_x = -scale*80;
let line1_y = -scale*112;
let line1_xScale = scale/4.5;
let line1_yScale = scale/4.5;
beginShape();
vertex(wc+(line1_xScale*141)+line1_x,hc+(line1_yScale*647)+line1_y);
vertex(wc+(line1_xScale*141)+line1_x,hc+(line1_yScale*644)+line1_y);
endShape();

beginShape();
vertex(wc+(line1_xScale*141)+line1_x,hc+(line1_yScale*641)+line1_y);
vertex(wc+(line1_xScale*141)+line1_x,hc+(line1_yScale*638)+line1_y);
endShape();

beginShape();
vertex(wc+(line1_xScale*141)+line1_x,hc+(line1_yScale*635)+line1_y);
vertex(wc+(line1_xScale*141)+line1_x,hc+(line1_yScale*632)+line1_y);
endShape();

beginShape();
vertex(wc+(line1_xScale*141)+line1_x,hc+(line1_yScale*629)+line1_y);
vertex(wc+(line1_xScale*140.9)+line1_x,hc+(line1_yScale*626)+line1_y);
endShape();

beginShape();
vertex(wc+(line1_xScale*140.9)+line1_x,hc+(line1_yScale*623)+line1_y);
vertex(wc+(line1_xScale*140.8)+line1_x,hc+(line1_yScale*620)+line1_y);
endShape();

beginShape();
vertex(wc+(line1_xScale*140.8)+line1_x,hc+(line1_yScale*617)+line1_y);
vertex(wc+(line1_xScale*140.8)+line1_x,hc+(line1_yScale*614)+line1_y);
endShape();

beginShape();
vertex(wc+(line1_xScale*140.8)+line1_x,hc+(line1_yScale*611)+line1_y);
vertex(wc+(line1_xScale*140.7)+line1_x,hc+(line1_yScale*608)+line1_y);
endShape();

beginShape();
vertex(wc+(line1_xScale*140.7)+line1_x,hc+(line1_yScale*605)+line1_y);
vertex(wc+(line1_xScale*140.7)+line1_x,hc+(line1_yScale*602)+line1_y);
endShape();

beginShape();
vertex(wc+(line1_xScale*140.7)+line1_x,hc+(line1_yScale*599)+line1_y);
vertex(wc+(line1_xScale*140.6)+line1_x,hc+(line1_yScale*596)+line1_y);
endShape();

beginShape();
vertex(wc+(line1_xScale*140.6)+line1_x,hc+(line1_yScale*593)+line1_y);
vertex(wc+(line1_xScale*140.6)+line1_x,hc+(line1_yScale*590)+line1_y);
endShape();

beginShape();
vertex(wc+(line1_xScale*140.6)+line1_x,hc+(line1_yScale*587)+line1_y);
vertex(wc+(line1_xScale*140.5)+line1_x,hc+(line1_yScale*584)+line1_y);
endShape();
//ENDline1
  pop();
}

//roll4
{
fill(rollwhite);
let roll4_x = -scale*80;
let roll4_y = -scale*112;
let roll4_xScale = scale/4.5;
let roll4_yScale = scale/4.5;
beginShape();
vertex(wc+(roll4_xScale*119)+roll4_x,hc+(roll4_yScale*444)+roll4_y);
vertex(wc+(roll4_xScale*134)+roll4_x,hc+(roll4_yScale*443)+roll4_y);
vertex(wc+(roll4_xScale*150)+roll4_x,hc+(roll4_yScale*441)+roll4_y);
vertex(wc+(roll4_xScale*159)+roll4_x,hc+(roll4_yScale*439)+roll4_y);
vertex(wc+(roll4_xScale*162)+roll4_x,hc+(roll4_yScale*435)+roll4_y);
vertex(wc+(roll4_xScale*163)+roll4_x,hc+(roll4_yScale*431)+roll4_y);
vertex(wc+(roll4_xScale*159)+roll4_x,hc+(roll4_yScale*370)+roll4_y);
vertex(wc+(roll4_xScale*157)+roll4_x,hc+(roll4_yScale*366)+roll4_y);
vertex(wc+(roll4_xScale*149)+roll4_x,hc+(roll4_yScale*364)+roll4_y);
vertex(wc+(roll4_xScale*135)+roll4_x,hc+(roll4_yScale*362)+roll4_y);
vertex(wc+(roll4_xScale*115)+roll4_x,hc+(roll4_yScale*362)+roll4_y);
vertex(wc+(roll4_xScale*99)+roll4_x,hc+(roll4_yScale*366)+roll4_y);
vertex(wc+(roll4_xScale*91)+roll4_x,hc+(roll4_yScale*370)+roll4_y);
vertex(wc+(roll4_xScale*85)+roll4_x,hc+(roll4_yScale*373)+roll4_y);
vertex(wc+(roll4_xScale*81)+roll4_x,hc+(roll4_yScale*377)+roll4_y);
vertex(wc+(roll4_xScale*89)+roll4_x,hc+(roll4_yScale*440)+roll4_y);
vertex(wc+(roll4_xScale*95)+roll4_x,hc+(roll4_yScale*443)+roll4_y);
vertex(wc+(roll4_xScale*102)+roll4_x,hc+(roll4_yScale*444)+roll4_y);
vertex(wc+(roll4_xScale*115)+roll4_x,hc+(roll4_yScale*445)+roll4_y);
endShape(CLOSE);
//ENDroll4
}
//line4
{
  push();
translate(scale*-4,scale*-44.2)
fill("#ffffff");
let line1_x = -scale*80;
let line1_y = -scale*112;
let line1_xScale = scale/4.5;
let line1_yScale = scale/4.5;

beginShape();
vertex(wc+(line1_xScale*141.1)+line1_x,hc+(line1_yScale*623)+line1_y);
vertex(wc+(line1_xScale*140.8)+line1_x,hc+(line1_yScale*620)+line1_y);
endShape();

beginShape();
vertex(wc+(line1_xScale*140.6)+line1_x,hc+(line1_yScale*617)+line1_y);
vertex(wc+(line1_xScale*140.4)+line1_x,hc+(line1_yScale*614)+line1_y);
endShape();

beginShape();
vertex(wc+(line1_xScale*140.3)+line1_x,hc+(line1_yScale*611)+line1_y);
vertex(wc+(line1_xScale*140.1)+line1_x,hc+(line1_yScale*608)+line1_y);
endShape();

beginShape();
vertex(wc+(line1_xScale*140.0)+line1_x,hc+(line1_yScale*605)+line1_y);
vertex(wc+(line1_xScale*139.8)+line1_x,hc+(line1_yScale*602)+line1_y);
endShape();

beginShape();
vertex(wc+(line1_xScale*139.7)+line1_x,hc+(line1_yScale*599)+line1_y);
vertex(wc+(line1_xScale*139.5)+line1_x,hc+(line1_yScale*596)+line1_y);
endShape();

beginShape();
vertex(wc+(line1_xScale*139.4)+line1_x,hc+(line1_yScale*593)+line1_y);
vertex(wc+(line1_xScale*139.1)+line1_x,hc+(line1_yScale*590)+line1_y);
endShape();

beginShape();
vertex(wc+(line1_xScale*139.0)+line1_x,hc+(line1_yScale*587)+line1_y);
vertex(wc+(line1_xScale*138.7)+line1_x,hc+(line1_yScale*584)+line1_y);
endShape();
//ENDline1
  pop();
}
//r1
{
fill("#ffffff");
let r1_x = -scale*80;
let r1_y = -scale*112;
let r1_xScale = scale/4.5;
let r1_yScale = scale/4.5;
beginShape();
vertex(wc+(r1_xScale*102)+r1_x,hc+(r1_yScale*383)+r1_y);
vertex(wc+(r1_xScale*107)+r1_x,hc+(r1_yScale*394)+r1_y);
vertex(wc+(r1_xScale*106)+r1_x,hc+(r1_yScale*406)+r1_y);
vertex(wc+(r1_xScale*100)+r1_x,hc+(r1_yScale*415)+r1_y);
vertex(wc+(r1_xScale*97)+r1_x,hc+(r1_yScale*424)+r1_y);
vertex(wc+(r1_xScale*101)+r1_x,hc+(r1_yScale*427)+r1_y);
vertex(wc+(r1_xScale*101)+r1_x,hc+(r1_yScale*429)+r1_y);
vertex(wc+(r1_xScale*106)+r1_x,hc+(r1_yScale*431)+r1_y);
vertex(wc+(r1_xScale*105)+r1_x,hc+(r1_yScale*435)+r1_y);
vertex(wc+(r1_xScale*108)+r1_x,hc+(r1_yScale*438)+r1_y);
vertex(wc+(r1_xScale*108)+r1_x,hc+(r1_yScale*442)+r1_y);
vertex(wc+(r1_xScale*112)+r1_x,hc+(r1_yScale*444)+r1_y);
vertex(wc+(r1_xScale*112)+r1_x,hc+(r1_yScale*449)+r1_y);
vertex(wc+(r1_xScale*116)+r1_x,hc+(r1_yScale*452)+r1_y);
vertex(wc+(r1_xScale*118)+r1_x,hc+(r1_yScale*456)+r1_y);
vertex(wc+(r1_xScale*118)+r1_x,hc+(r1_yScale*461)+r1_y);
vertex(wc+(r1_xScale*124)+r1_x,hc+(r1_yScale*464)+r1_y);
vertex(wc+(r1_xScale*124)+r1_x,hc+(r1_yScale*469)+r1_y);
vertex(wc+(r1_xScale*131)+r1_x,hc+(r1_yScale*465)+r1_y);
vertex(wc+(r1_xScale*133)+r1_x,hc+(r1_yScale*455)+r1_y);
vertex(wc+(r1_xScale*134)+r1_x,hc+(r1_yScale*444)+r1_y);
vertex(wc+(r1_xScale*103)+r1_x,hc+(r1_yScale*385)+r1_y);
endShape(CLOSE);
//ENDr1
}
//roll8
{
fill(rollwhite);
let roll8_x = -scale*80;
let roll8_y = -scale*112;
let roll8_xScale = scale/4.5;
let roll8_yScale = scale/4.5;
beginShape();
vertex(wc+(roll8_xScale*82)+roll8_x,hc+(roll8_yScale*379)+roll8_y);
vertex(wc+(roll8_xScale*101)+roll8_x,hc+(roll8_yScale*383)+roll8_y);
vertex(wc+(roll8_xScale*121)+roll8_x,hc+(roll8_yScale*383)+roll8_y);
vertex(wc+(roll8_xScale*139)+roll8_x,hc+(roll8_yScale*380)+roll8_y);
vertex(wc+(roll8_xScale*149)+roll8_x,hc+(roll8_yScale*376)+roll8_y);
vertex(wc+(roll8_xScale*155)+roll8_x,hc+(roll8_yScale*372)+roll8_y);
vertex(wc+(roll8_xScale*157)+roll8_x,hc+(roll8_yScale*370)+roll8_y);
vertex(wc+(roll8_xScale*158)+roll8_x,hc+(roll8_yScale*367)+roll8_y);
endShape();
//ENDroll8
}

//roll5
{
fill(rollwhite);
let roll5_x = -scale*80;
let roll5_y = -scale*112;
let roll5_xScale = scale/4.5;
let roll5_yScale = scale/4.5;
beginShape();
vertex(wc+(roll5_xScale*86)+roll5_x,hc+(roll5_yScale*371)+roll5_y);
vertex(wc+(roll5_xScale*93)+roll5_x,hc+(roll5_yScale*375)+roll5_y);
vertex(wc+(roll5_xScale*105)+roll5_x,hc+(roll5_yScale*377)+roll5_y);
vertex(wc+(roll5_xScale*121)+roll5_x,hc+(roll5_yScale*379)+roll5_y);
vertex(wc+(roll5_xScale*133)+roll5_x,hc+(roll5_yScale*377)+roll5_y);
vertex(wc+(roll5_xScale*142)+roll5_x,hc+(roll5_yScale*375)+roll5_y);
vertex(wc+(roll5_xScale*150)+roll5_x,hc+(roll5_yScale*373)+roll5_y);
vertex(wc+(roll5_xScale*158)+roll5_x,hc+(roll5_yScale*368)+roll5_y);
vertex(wc+(roll5_xScale*161)+roll5_x,hc+(roll5_yScale*365)+roll5_y);
vertex(wc+(roll5_xScale*160)+roll5_x,hc+(roll5_yScale*299)+roll5_y);
vertex(wc+(roll5_xScale*155)+roll5_x,hc+(roll5_yScale*295)+roll5_y);
vertex(wc+(roll5_xScale*149)+roll5_x,hc+(roll5_yScale*294)+roll5_y);
vertex(wc+(roll5_xScale*135)+roll5_x,hc+(roll5_yScale*292)+roll5_y);
vertex(wc+(roll5_xScale*107)+roll5_x,hc+(roll5_yScale*292)+roll5_y);
vertex(wc+(roll5_xScale*94)+roll5_x,hc+(roll5_yScale*296)+roll5_y);
vertex(wc+(roll5_xScale*87)+roll5_x,hc+(roll5_yScale*302)+roll5_y);
vertex(wc+(roll5_xScale*84)+roll5_x,hc+(roll5_yScale*307)+roll5_y);
vertex(wc+(roll5_xScale*86)+roll5_x,hc+(roll5_yScale*368)+roll5_y);
endShape(CLOSE);
//ENDroll5
}
//roll12
{
fill(rollwhite);
let roll12_x = -scale*80;
let roll12_y = -scale*112;
let roll12_xScale = scale/4.5;
let roll12_yScale = scale/4.5;
beginShape();
vertex(wc+(roll12_xScale*85)+roll12_x,hc+(roll12_yScale*307)+roll12_y);
vertex(wc+(roll12_xScale*88)+roll12_x,hc+(roll12_yScale*311)+roll12_y);
vertex(wc+(roll12_xScale*96)+roll12_x,hc+(roll12_yScale*313)+roll12_y);
vertex(wc+(roll12_xScale*107)+roll12_x,hc+(roll12_yScale*315)+roll12_y);
vertex(wc+(roll12_xScale*122)+roll12_x,hc+(roll12_yScale*313)+roll12_y);
vertex(wc+(roll12_xScale*143)+roll12_x,hc+(roll12_yScale*311)+roll12_y);
vertex(wc+(roll12_xScale*153)+roll12_x,hc+(roll12_yScale*307)+roll12_y);
vertex(wc+(roll12_xScale*159)+roll12_x,hc+(roll12_yScale*299)+roll12_y);
endShape();
//ENDroll12
}
//line6
{
push();
translate(scale*-7,scale*-59);
fill("#ffffff");
let line1_x = -scale*80;
let line1_y = -scale*112;
let line1_xScale = scale/4.5;
let line1_yScale = scale/4.5;
beginShape();
vertex(wc+(line1_xScale*141)+line1_x,hc+(line1_yScale*641)+line1_y);
vertex(wc+(line1_xScale*141)+line1_x,hc+(line1_yScale*638)+line1_y);
endShape();

beginShape();
vertex(wc+(line1_xScale*141.1)+line1_x,hc+(line1_yScale*635)+line1_y);
vertex(wc+(line1_xScale*141.1)+line1_x,hc+(line1_yScale*632)+line1_y);
endShape();

beginShape();
vertex(wc+(line1_xScale*141.1)+line1_x,hc+(line1_yScale*629)+line1_y);
vertex(wc+(line1_xScale*141.2)+line1_x,hc+(line1_yScale*626)+line1_y);
endShape();

beginShape();
vertex(wc+(line1_xScale*141.2)+line1_x,hc+(line1_yScale*623)+line1_y);
vertex(wc+(line1_xScale*141.2)+line1_x,hc+(line1_yScale*620)+line1_y);
endShape();

beginShape();
vertex(wc+(line1_xScale*141.3)+line1_x,hc+(line1_yScale*617)+line1_y);
vertex(wc+(line1_xScale*141.3)+line1_x,hc+(line1_yScale*614)+line1_y);
endShape();

beginShape();
vertex(wc+(line1_xScale*141.3)+line1_x,hc+(line1_yScale*611)+line1_y);
vertex(wc+(line1_xScale*141.4)+line1_x,hc+(line1_yScale*608)+line1_y);
endShape();

beginShape();
vertex(wc+(line1_xScale*141.4)+line1_x,hc+(line1_yScale*605)+line1_y);
vertex(wc+(line1_xScale*141.4)+line1_x,hc+(line1_yScale*602)+line1_y);
endShape();

beginShape();
vertex(wc+(line1_xScale*141.5)+line1_x,hc+(line1_yScale*599)+line1_y);
vertex(wc+(line1_xScale*141.5)+line1_x,hc+(line1_yScale*596)+line1_y);
endShape();

beginShape();
vertex(wc+(line1_xScale*141.6)+line1_x,hc+(line1_yScale*593)+line1_y);
vertex(wc+(line1_xScale*141.6)+line1_x,hc+(line1_yScale*590)+line1_y);
endShape();

beginShape();
vertex(wc+(line1_xScale*141.6)+line1_x,hc+(line1_yScale*587)+line1_y);
vertex(wc+(line1_xScale*141.7)+line1_x,hc+(line1_yScale*584)+line1_y);
endShape();
//ENDline1

pop();
}

//r2
{
fill("#ffffff");
let r2_x = -scale*80;
let r2_y = -scale*112;
let r2_xScale = scale/4.5;
let r2_yScale = scale/4.5;
beginShape();
vertex(wc+(r2_xScale*109)+r2_x,hc+(r2_yScale*317)+r2_y);
vertex(wc+(r2_xScale*133)+r2_x,hc+(r2_yScale*317)+r2_y);
vertex(wc+(r2_xScale*147)+r2_x,hc+(r2_yScale*318)+r2_y);
vertex(wc+(r2_xScale*156)+r2_x,hc+(r2_yScale*321)+r2_y);
vertex(wc+(r2_xScale*165)+r2_x,hc+(r2_yScale*334)+r2_y);
vertex(wc+(r2_xScale*161)+r2_x,hc+(r2_yScale*348)+r2_y);
vertex(wc+(r2_xScale*163)+r2_x,hc+(r2_yScale*368)+r2_y);
vertex(wc+(r2_xScale*164)+r2_x,hc+(r2_yScale*362)+r2_y);
vertex(wc+(r2_xScale*168)+r2_x,hc+(r2_yScale*357)+r2_y);
vertex(wc+(r2_xScale*168)+r2_x,hc+(r2_yScale*354)+r2_y);
vertex(wc+(r2_xScale*168)+r2_x,hc+(r2_yScale*332)+r2_y);
vertex(wc+(r2_xScale*172)+r2_x,hc+(r2_yScale*321)+r2_y);
vertex(wc+(r2_xScale*173)+r2_x,hc+(r2_yScale*309)+r2_y);
vertex(wc+(r2_xScale*169)+r2_x,hc+(r2_yScale*299)+r2_y);
vertex(wc+(r2_xScale*164)+r2_x,hc+(r2_yScale*296)+r2_y);
vertex(wc+(r2_xScale*155)+r2_x,hc+(r2_yScale*295)+r2_y);
endShape();
//ENDr2
}
//line3
{
fill("#ffffff");
let line3_x = -scale*80;
let line3_y = -scale*112;
let line3_xScale = scale/4.5;
let line3_yScale = scale/4.5;
beginShape();
vertex(wc+(line3_xScale*157)+line3_x,hc+(line3_yScale*323)+line3_y);
vertex(wc+(line3_xScale*159)+line3_x,hc+(line3_yScale*319)+line3_y);
endShape();

beginShape();
vertex(wc+(line3_xScale*160.5)+line3_x,hc+(line3_yScale*317)+line3_y);
vertex(wc+(line3_xScale*162)+line3_x,hc+(line3_yScale*315)+line3_y);
endShape();

beginShape();
vertex(wc+(line3_xScale*163)+line3_x,hc+(line3_yScale*313)+line3_y);
vertex(wc+(line3_xScale*164)+line3_x,hc+(line3_yScale*311)+line3_y);
endShape();

beginShape();
vertex(wc+(line3_xScale*165)+line3_x,hc+(line3_yScale*309)+line3_y);
vertex(wc+(line3_xScale*165.5)+line3_x,hc+(line3_yScale*308)+line3_y);
endShape();

beginShape();
vertex(wc+(line3_xScale*166.5)+line3_x,hc+(line3_yScale*306.5)+line3_y);
vertex(wc+(line3_xScale*167)+line3_x,hc+(line3_yScale*305.5)+line3_y);
endShape();

beginShape();
vertex(wc+(line3_xScale*168)+line3_x,hc+(line3_yScale*304)+line3_y);
vertex(wc+(line3_xScale*168.2)+line3_x,hc+(line3_yScale*303)+line3_y);
endShape();

beginShape();
vertex(wc+(line3_xScale*168.5)+line3_x,hc+(line3_yScale*301)+line3_y);
vertex(wc+(line3_xScale*168.8)+line3_x,hc+(line3_yScale*300)+line3_y);
endShape();
//ENDline3
}
//roll6
{
fill(rollwhite);
let roll6_x = -scale*80;
let roll6_y = -scale*112;
let roll6_xScale = scale/4.5;
let roll6_yScale = scale/4.5;
beginShape();
vertex(wc+(roll6_xScale*139)+roll6_x,hc+(roll6_yScale*307)+roll6_y);
vertex(wc+(roll6_xScale*165)+roll6_x,hc+(roll6_yScale*290)+roll6_y);
vertex(wc+(roll6_xScale*171)+roll6_x,hc+(roll6_yScale*277)+roll6_y);
vertex(wc+(roll6_xScale*173)+roll6_x,hc+(roll6_yScale*267)+roll6_y);

vertex(wc+(roll6_xScale*173)+roll6_x,hc+(roll6_yScale*254)+roll6_y);
vertex(wc+(roll6_xScale*169)+roll6_x,hc+(roll6_yScale*243)+roll6_y);
vertex(wc+(roll6_xScale*163)+roll6_x,hc+(roll6_yScale*233)+roll6_y);
vertex(wc+(roll6_xScale*151)+roll6_x,hc+(roll6_yScale*226)+roll6_y);
vertex(wc+(roll6_xScale*137)+roll6_x,hc+(roll6_yScale*225)+roll6_y);
vertex(wc+(roll6_xScale*121)+roll6_x,hc+(roll6_yScale*225)+roll6_y);
vertex(wc+(roll6_xScale*80)+roll6_x,hc+(roll6_yScale*255)+roll6_y);
endShape(CLOSE);
//ENDroll6
}
//roll6
{
fill(rollwhite);
let roll6_x = -scale*80;
let roll6_y = -scale*112;
let roll6_xScale = scale/4.5;
let roll6_yScale = scale/4.5;
beginShape();
vertex(wc+(roll6_xScale*106)+roll6_x,hc+(roll6_yScale*316)+roll6_y);
vertex(wc+(roll6_xScale*122)+roll6_x,hc+(roll6_yScale*316)+roll6_y);
vertex(wc+(roll6_xScale*132)+roll6_x,hc+(roll6_yScale*312)+roll6_y);
vertex(wc+(roll6_xScale*141)+roll6_x,hc+(roll6_yScale*304)+roll6_y);
vertex(wc+(roll6_xScale*146)+roll6_x,hc+(roll6_yScale*292)+roll6_y);
vertex(wc+(roll6_xScale*149)+roll6_x,hc+(roll6_yScale*270)+roll6_y);
vertex(wc+(roll6_xScale*141)+roll6_x,hc+(roll6_yScale*247)+roll6_y);
vertex(wc+(roll6_xScale*122)+roll6_x,hc+(roll6_yScale*241)+roll6_y);
vertex(wc+(roll6_xScale*98)+roll6_x,hc+(roll6_yScale*241)+roll6_y);
vertex(wc+(roll6_xScale*80)+roll6_x,hc+(roll6_yScale*256)+roll6_y);
vertex(wc+(roll6_xScale*76)+roll6_x,hc+(roll6_yScale*276)+roll6_y);
vertex(wc+(roll6_xScale*80)+roll6_x,hc+(roll6_yScale*300)+roll6_y);
vertex(wc+(roll6_xScale*90)+roll6_x,hc+(roll6_yScale*308)+roll6_y);
vertex(wc+(roll6_xScale*104)+roll6_x,hc+(roll6_yScale*315)+roll6_y);
endShape(CLOSE);
//ENDroll6
}
//line3
{
  push();
  translate(scale*-11,scale*-18.4)
fill("#ffffff");
let line3_x = -scale*80;
let line3_y = -scale*112;
let line3_xScale = scale/4.5;
let line3_yScale = scale/4.5;
beginShape();
vertex(wc+(line3_xScale*157)+line3_x,hc+(line3_yScale*323)+line3_y);
vertex(wc+(line3_xScale*160)+line3_x,hc+(line3_yScale*321)+line3_y);
endShape();

beginShape();
vertex(wc+(line3_xScale*162)+line3_x,hc+(line3_yScale*320)+line3_y);
vertex(wc+(line3_xScale*165)+line3_x,hc+(line3_yScale*318)+line3_y);
endShape();

beginShape();
vertex(wc+(line3_xScale*167)+line3_x,hc+(line3_yScale*317)+line3_y);
vertex(wc+(line3_xScale*169)+line3_x,hc+(line3_yScale*315.5)+line3_y);
endShape();

beginShape();
vertex(wc+(line3_xScale*171)+line3_x,hc+(line3_yScale*314)+line3_y);
vertex(wc+(line3_xScale*173)+line3_x,hc+(line3_yScale*312.5)+line3_y);
endShape();

beginShape();
vertex(wc+(line3_xScale*175)+line3_x,hc+(line3_yScale*311)+line3_y);
vertex(wc+(line3_xScale*176)+line3_x,hc+(line3_yScale*310.5)+line3_y);
endShape();

beginShape();
vertex(wc+(line3_xScale*177)+line3_x,hc+(line3_yScale*309)+line3_y);
vertex(wc+(line3_xScale*178)+line3_x,hc+(line3_yScale*308.5)+line3_y);
endShape();
//ENDline3
  pop();
}
//hole1
{
fill(60,60,10);
let hole1_x = -scale*80;
let hole1_y = -scale*112;
let hole1_xScale = scale/4.5;
let hole1_yScale = scale/4.5;
beginShape();
vertex(wc+(hole1_xScale*111)+hole1_x,hc+(hole1_yScale*265)+hole1_y);
vertex(wc+(hole1_xScale*116)+hole1_x,hc+(hole1_yScale*266)+hole1_y);
vertex(wc+(hole1_xScale*121)+hole1_x,hc+(hole1_yScale*268)+hole1_y);
vertex(wc+(hole1_xScale*124)+hole1_x,hc+(hole1_yScale*272)+hole1_y);
vertex(wc+(hole1_xScale*125)+hole1_x,hc+(hole1_yScale*277)+hole1_y);
vertex(wc+(hole1_xScale*123)+hole1_x,hc+(hole1_yScale*282)+hole1_y);
vertex(wc+(hole1_xScale*121)+hole1_x,hc+(hole1_yScale*286)+hole1_y);
vertex(wc+(hole1_xScale*116)+hole1_x,hc+(hole1_yScale*291)+hole1_y);
vertex(wc+(hole1_xScale*110)+hole1_x,hc+(hole1_yScale*291)+hole1_y);
vertex(wc+(hole1_xScale*103)+hole1_x,hc+(hole1_yScale*289)+hole1_y);
vertex(wc+(hole1_xScale*99)+hole1_x,hc+(hole1_yScale*285)+hole1_y);
vertex(wc+(hole1_xScale*98)+hole1_x,hc+(hole1_yScale*278)+hole1_y);
vertex(wc+(hole1_xScale*100)+hole1_x,hc+(hole1_yScale*272)+hole1_y);
vertex(wc+(hole1_xScale*104)+hole1_x,hc+(hole1_yScale*267)+hole1_y);
vertex(wc+(hole1_xScale*111)+hole1_x,hc+(hole1_yScale*265)+hole1_y);
endShape(CLOSE);
//ENDhole1
}
//hole
{
fill(30, 20, 10);
let hole_x = -scale*80;
let hole_y = -scale*112;
let hole_xScale = scale/4.5;
let hole_yScale = scale/4.5;
beginShape();
vertex(wc+(hole_xScale*108)+hole_x,hc+(hole_yScale*269)+hole_y);
vertex(wc+(hole_xScale*114)+hole_x,hc+(hole_yScale*267)+hole_y);
vertex(wc+(hole_xScale*120)+hole_x,hc+(hole_yScale*269)+hole_y);
vertex(wc+(hole_xScale*123)+hole_x,hc+(hole_yScale*274)+hole_y);
vertex(wc+(hole_xScale*123)+hole_x,hc+(hole_yScale*280)+hole_y);
vertex(wc+(hole_xScale*119)+hole_x,hc+(hole_yScale*286)+hole_y);
vertex(wc+(hole_xScale*112)+hole_x,hc+(hole_yScale*289)+hole_y);
vertex(wc+(hole_xScale*103)+hole_x,hc+(hole_yScale*286)+hole_y);
vertex(wc+(hole_xScale*100)+hole_x,hc+(hole_yScale*281)+hole_y);
vertex(wc+(hole_xScale*101)+hole_x,hc+(hole_yScale*274)+hole_y);
vertex(wc+(hole_xScale*106)+hole_x,hc+(hole_yScale*268)+hole_y);
endShape(CLOSE);
//ENDhole
}

  }

    //roll
{
fill(rollwhite);
let roll_x = -scale*93;
let roll_y = -scale*64;
let roll_xScale = scale/4.8;
let roll_yScale = scale/4.8;
beginShape();
vertex(wc+(roll_xScale*179)+roll_x,hc+(roll_yScale*447)+roll_y);
vertex(wc+(roll_xScale*170)+roll_x,hc+(roll_yScale*449)+roll_y);
vertex(wc+(roll_xScale*162)+roll_x,hc+(roll_yScale*458)+roll_y);
vertex(wc+(roll_xScale*156)+roll_x,hc+(roll_yScale*475)+roll_y);
vertex(wc+(roll_xScale*155)+roll_x,hc+(roll_yScale*492)+roll_y);
vertex(wc+(roll_xScale*159)+roll_x,hc+(roll_yScale*516)+roll_y);
vertex(wc+(roll_xScale*167)+roll_x,hc+(roll_yScale*526)+roll_y);
vertex(wc+(roll_xScale*178)+roll_x,hc+(roll_yScale*530)+roll_y);
vertex(wc+(roll_xScale*239)+roll_x,hc+(roll_yScale*542)+roll_y);
vertex(wc+(roll_xScale*258)+roll_x,hc+(roll_yScale*536)+roll_y);
vertex(wc+(roll_xScale*266)+roll_x,hc+(roll_yScale*522)+roll_y);
vertex(wc+(roll_xScale*270)+roll_x,hc+(roll_yScale*504)+roll_y);
vertex(wc+(roll_xScale*271)+roll_x,hc+(roll_yScale*484)+roll_y);
vertex(wc+(roll_xScale*269)+roll_x,hc+(roll_yScale*466)+roll_y);
vertex(wc+(roll_xScale*257)+roll_x,hc+(roll_yScale*453)+roll_y);
vertex(wc+(roll_xScale*184)+roll_x,hc+(roll_yScale*446)+roll_y);
endShape(CLOSE);

beginShape();
vertex(wc+(roll_xScale*258)+roll_x,hc+(roll_yScale*453)+roll_y);
vertex(wc+(roll_xScale*245)+roll_x,hc+(roll_yScale*459)+roll_y);
vertex(wc+(roll_xScale*238)+roll_x,hc+(roll_yScale*468)+roll_y);
vertex(wc+(roll_xScale*233)+roll_x,hc+(roll_yScale*479)+roll_y);
vertex(wc+(roll_xScale*229)+roll_x,hc+(roll_yScale*495)+roll_y);
vertex(wc+(roll_xScale*229)+roll_x,hc+(roll_yScale*514)+roll_y);
vertex(wc+(roll_xScale*232)+roll_x,hc+(roll_yScale*528)+roll_y);
vertex(wc+(roll_xScale*237)+roll_x,hc+(roll_yScale*535)+roll_y);
vertex(wc+(roll_xScale*245)+roll_x,hc+(roll_yScale*539)+roll_y);
vertex(wc+(roll_xScale*256)+roll_x,hc+(roll_yScale*539)+roll_y);
vertex(wc+(roll_xScale*259)+roll_x,hc+(roll_yScale*537)+roll_y);
endShape(CLOSE);


  fill(60,60,10);
beginShape();
vertex(wc+(roll_xScale*256)+roll_x,hc+(roll_yScale*481)+roll_y);
vertex(wc+(roll_xScale*251)+roll_x,hc+(roll_yScale*485)+roll_y);
vertex(wc+(roll_xScale*248)+roll_x,hc+(roll_yScale*493)+roll_y);
vertex(wc+(roll_xScale*247)+roll_x,hc+(roll_yScale*505)+roll_y);
vertex(wc+(roll_xScale*251)+roll_x,hc+(roll_yScale*515)+roll_y);
vertex(wc+(roll_xScale*258)+roll_x,hc+(roll_yScale*512)+roll_y);
vertex(wc+(roll_xScale*261)+roll_x,hc+(roll_yScale*505)+roll_y);
vertex(wc+(roll_xScale*264)+roll_x,hc+(roll_yScale*493)+roll_y);
vertex(wc+(roll_xScale*263)+roll_x,hc+(roll_yScale*486)+roll_y);
vertex(wc+(roll_xScale*256)+roll_x,hc+(roll_yScale*482)+roll_y);
endShape(CLOSE);


  fill(50, 40, 20);
beginShape();
vertex(wc+(roll_xScale*257)+roll_x,hc+(roll_yScale*485)+roll_y);
vertex(wc+(roll_xScale*253)+roll_x,hc+(roll_yScale*486)+roll_y);
vertex(wc+(roll_xScale*251)+roll_x,hc+(roll_yScale*493)+roll_y);
vertex(wc+(roll_xScale*249)+roll_x,hc+(roll_yScale*499)+roll_y);
vertex(wc+(roll_xScale*250)+roll_x,hc+(roll_yScale*509)+roll_y);
vertex(wc+(roll_xScale*253)+roll_x,hc+(roll_yScale*511)+roll_y);
vertex(wc+(roll_xScale*257)+roll_x,hc+(roll_yScale*511)+roll_y);
vertex(wc+(roll_xScale*262)+roll_x,hc+(roll_yScale*501)+roll_y);
vertex(wc+(roll_xScale*263)+roll_x,hc+(roll_yScale*492)+roll_y);
vertex(wc+(roll_xScale*257)+roll_x,hc+(roll_yScale*486)+roll_y);
endShape(CLOSE);

fill(rollwhite);
beginShape();
vertex(wc+(roll_xScale*176)+roll_x,hc+(roll_yScale*529)+roll_y);
vertex(wc+(roll_xScale*128)+roll_x,hc+(roll_yScale*560)+roll_y);
vertex(wc+(roll_xScale*107)+roll_x,hc+(roll_yScale*573)+roll_y);
vertex(wc+(roll_xScale*115)+roll_x,hc+(roll_yScale*573)+roll_y);
vertex(wc+(roll_xScale*115)+roll_x,hc+(roll_yScale*575)+roll_y);
vertex(wc+(roll_xScale*119)+roll_x,hc+(roll_yScale*574)+roll_y);
vertex(wc+(roll_xScale*119)+roll_x,hc+(roll_yScale*575)+roll_y);
vertex(wc+(roll_xScale*120)+roll_x,hc+(roll_yScale*577)+roll_y);
vertex(wc+(roll_xScale*125)+roll_x,hc+(roll_yScale*577)+roll_y);
vertex(wc+(roll_xScale*128)+roll_x,hc+(roll_yScale*578)+roll_y);
vertex(wc+(roll_xScale*129)+roll_x,hc+(roll_yScale*582)+roll_y);
vertex(wc+(roll_xScale*132)+roll_x,hc+(roll_yScale*581)+roll_y);
vertex(wc+(roll_xScale*134)+roll_x,hc+(roll_yScale*583)+roll_y);
vertex(wc+(roll_xScale*142)+roll_x,hc+(roll_yScale*585)+roll_y);
vertex(wc+(roll_xScale*149)+roll_x,hc+(roll_yScale*586)+roll_y);
vertex(wc+(roll_xScale*153)+roll_x,hc+(roll_yScale*595)+roll_y);
vertex(wc+(roll_xScale*166)+roll_x,hc+(roll_yScale*593)+roll_y);
vertex(wc+(roll_xScale*170)+roll_x,hc+(roll_yScale*593)+roll_y);
vertex(wc+(roll_xScale*171)+roll_x,hc+(roll_yScale*599)+roll_y);
vertex(wc+(roll_xScale*172)+roll_x,hc+(roll_yScale*600)+roll_y);
vertex(wc+(roll_xScale*176)+roll_x,hc+(roll_yScale*601)+roll_y);
vertex(wc+(roll_xScale*181)+roll_x,hc+(roll_yScale*600)+roll_y);
vertex(wc+(roll_xScale*186)+roll_x,hc+(roll_yScale*602)+roll_y);
vertex(wc+(roll_xScale*252)+roll_x,hc+(roll_yScale*539)+roll_y);
endShape(CLOSE);

beginShape();
vertex(wc+(roll_xScale*164)+roll_x,hc+(roll_yScale*538)+roll_y);
vertex(wc+(roll_xScale*167)+roll_x,hc+(roll_yScale*539)+roll_y);
endShape(CLOSE);

beginShape();
vertex(wc+(roll_xScale*170)+roll_x,hc+(roll_yScale*540)+roll_y);
vertex(wc+(roll_xScale*174)+roll_x,hc+(roll_yScale*542)+roll_y);
endShape(CLOSE);

beginShape();
vertex(wc+(roll_xScale*177)+roll_x,hc+(roll_yScale*543)+roll_y);
vertex(wc+(roll_xScale*181)+roll_x,hc+(roll_yScale*544)+roll_y);
endShape(CLOSE);

beginShape();
vertex(wc+(roll_xScale*185)+roll_x,hc+(roll_yScale*545)+roll_y);
vertex(wc+(roll_xScale*191)+roll_x,hc+(roll_yScale*546)+roll_y);
endShape(CLOSE);

beginShape();
vertex(wc+(roll_xScale*194)+roll_x,hc+(roll_yScale*547)+roll_y);
vertex(wc+(roll_xScale*199)+roll_x,hc+(roll_yScale*548)+roll_y);
endShape(CLOSE);

beginShape();
vertex(wc+(roll_xScale*202)+roll_x,hc+(roll_yScale*549)+roll_y);
vertex(wc+(roll_xScale*208)+roll_x,hc+(roll_yScale*550)+roll_y);
endShape(CLOSE);

beginShape();
vertex(wc+(roll_xScale*211)+roll_x,hc+(roll_yScale*551)+roll_y);
vertex(wc+(roll_xScale*216)+roll_x,hc+(roll_yScale*552)+roll_y);
endShape(CLOSE);

beginShape();
vertex(wc+(roll_xScale*220)+roll_x,hc+(roll_yScale*553)+roll_y);
vertex(wc+(roll_xScale*224)+roll_x,hc+(roll_yScale*553)+roll_y);
endShape(CLOSE);

beginShape();
vertex(wc+(roll_xScale*227)+roll_x,hc+(roll_yScale*555)+roll_y);
vertex(wc+(roll_xScale*233)+roll_x,hc+(roll_yScale*556)+roll_y);
endShape(CLOSE);
//ENDroll
}
  pop();


  //Tall Frame     b
  {
    //Stlying Wall
    fill(paperwhite);
    stroke(lineColour);

    //Draw Wall
    beginShape();
    vertex(b1x, b1y);
    vertex(b2x, b2y);
    vertex(b3x, b3y);
    vertex(b4x, b4y);
    beginContour();
    vertex(bB4x, bB4y);
    vertex(bB3x, bB3y);
    vertex(bB2x, bB2y);
    vertex(bB1x, bB1y);
    endContour();
    endShape(CLOSE);
  }
  //Tall Frame   bA
  {
    //Stlying
    fill(Frame);
    stroke(lineColour);

    //T
    beginShape();
    vertex(b1x, b1y);
    vertex(b2x, b2y);
    vertex(bA2x, bA2y);
    vertex(bA1x, bA1y);
    endShape(CLOSE);
    //R
    beginShape();
    vertex(b2x, b2y);
    vertex(b3x, b3y);
    vertex(bA3x, bA3y);
    vertex(bA2x, bA2y);
    endShape(CLOSE);
    //B
    beginShape();
    vertex(b3x, b3y);
    vertex(b4x, b4y);
    vertex(bA4x, bA4y);
    vertex(bA3x, bA3y);
    endShape(CLOSE);
    //L
    beginShape();
    vertex(b4x, b4y);
    vertex(b1x, b1y);
    vertex(bA1x, bA1y);
    vertex(bA4x, bA4y);
    endShape(CLOSE);
  }
  pop();

  pop();

  pop();

  //Wide Frame ———————————————————————————————————————————————
  push();
  translate((c2xC+((c1xC-c2xC)/2)),(c4yC+((c1yC-c4yC)/2)-(scale*10)));

  push();
  rotate(wAngle)

  push()
  translate(-(c2xC+((c1xC-c2xC)/2)),-(c4yC+((c1yC-c4yC)/2)-(scale*10)));

      {
  //view
{
fill(200,0);
let view_x = -scale*21;
let view_y = -scale*-16;
let view_xScale = scale/4.2;
let view_yScale = scale/4.2;

fill(235,238, 209);
beginShape();
vertex(wc+(view_xScale*64)+view_x,hc+(view_yScale*69)+view_y);
vertex(wc+(view_xScale*64)+view_x,hc+(view_yScale*231)+view_y);
vertex(wc+(view_xScale*371)+view_x,hc+(view_yScale*233)+view_y);
vertex(wc+(view_xScale*371)+view_x,hc+(view_yScale*64)+view_y);
endShape(CLOSE);

fill(195,199, 161);
beginShape();
vertex(wc+(view_xScale*63)+view_x,hc+(view_yScale*85)+view_y);
vertex(wc+(view_xScale*81)+view_x,hc+(view_yScale*83)+view_y);
vertex(wc+(view_xScale*93)+view_x,hc+(view_yScale*84)+view_y);
vertex(wc+(view_xScale*113)+view_x,hc+(view_yScale*86)+view_y);
vertex(wc+(view_xScale*127)+view_x,hc+(view_yScale*84)+view_y);
vertex(wc+(view_xScale*139)+view_x,hc+(view_yScale*85)+view_y);
vertex(wc+(view_xScale*148)+view_x,hc+(view_yScale*86)+view_y);
vertex(wc+(view_xScale*176)+view_x,hc+(view_yScale*95)+view_y);
vertex(wc+(view_xScale*247)+view_x,hc+(view_yScale*103)+view_y);
vertex(wc+(view_xScale*276)+view_x,hc+(view_yScale*98)+view_y);
vertex(wc+(view_xScale*304)+view_x,hc+(view_yScale*99)+view_y);
vertex(wc+(view_xScale*328)+view_x,hc+(view_yScale*99)+view_y);
vertex(wc+(view_xScale*363)+view_x,hc+(view_yScale*100)+view_y);
vertex(wc+(view_xScale*370)+view_x,hc+(view_yScale*230)+view_y);
vertex(wc+(view_xScale*63)+view_x,hc+(view_yScale*231)+view_y);
endShape(CLOSE);

fill(178,181, 151);
beginShape();
vertex(wc+(view_xScale*72)+view_x,hc+(view_yScale*95)+view_y);
vertex(wc+(view_xScale*86)+view_x,hc+(view_yScale*92)+view_y);
vertex(wc+(view_xScale*96)+view_x,hc+(view_yScale*92)+view_y);
vertex(wc+(view_xScale*105)+view_x,hc+(view_yScale*94)+view_y);
vertex(wc+(view_xScale*109)+view_x,hc+(view_yScale*96)+view_y);
vertex(wc+(view_xScale*118)+view_x,hc+(view_yScale*96)+view_y);
vertex(wc+(view_xScale*138)+view_x,hc+(view_yScale*92)+view_y);
vertex(wc+(view_xScale*147)+view_x,hc+(view_yScale*90)+view_y);
vertex(wc+(view_xScale*153)+view_x,hc+(view_yScale*87)+view_y);
vertex(wc+(view_xScale*158)+view_x,hc+(view_yScale*85)+view_y);
vertex(wc+(view_xScale*174)+view_x,hc+(view_yScale*88)+view_y);
vertex(wc+(view_xScale*176)+view_x,hc+(view_yScale*91)+view_y);
vertex(wc+(view_xScale*181)+view_x,hc+(view_yScale*93)+view_y);
vertex(wc+(view_xScale*194)+view_x,hc+(view_yScale*98)+view_y);
vertex(wc+(view_xScale*232)+view_x,hc+(view_yScale*99)+view_y);
vertex(wc+(view_xScale*248)+view_x,hc+(view_yScale*99)+view_y);
vertex(wc+(view_xScale*257)+view_x,hc+(view_yScale*100)+view_y);
vertex(wc+(view_xScale*277)+view_x,hc+(view_yScale*102)+view_y);
vertex(wc+(view_xScale*311)+view_x,hc+(view_yScale*104)+view_y);
vertex(wc+(view_xScale*372)+view_x,hc+(view_yScale*106)+view_y);
vertex(wc+(view_xScale*369)+view_x,hc+(view_yScale*230)+view_y);
vertex(wc+(view_xScale*65)+view_x,hc+(view_yScale*229)+view_y);
endShape(CLOSE);

fill(142,163, 151);
beginShape();
vertex(wc+(view_xScale*73)+view_x,hc+(view_yScale*98)+view_y);
vertex(wc+(view_xScale*84)+view_x,hc+(view_yScale*97)+view_y);
vertex(wc+(view_xScale*107)+view_x,hc+(view_yScale*94)+view_y);
vertex(wc+(view_xScale*118)+view_x,hc+(view_yScale*92)+view_y);
vertex(wc+(view_xScale*133)+view_x,hc+(view_yScale*94)+view_y);
vertex(wc+(view_xScale*140)+view_x,hc+(view_yScale*95)+view_y);
vertex(wc+(view_xScale*155)+view_x,hc+(view_yScale*96)+view_y);
vertex(wc+(view_xScale*173)+view_x,hc+(view_yScale*97)+view_y);
vertex(wc+(view_xScale*186)+view_x,hc+(view_yScale*95)+view_y);
vertex(wc+(view_xScale*209)+view_x,hc+(view_yScale*94)+view_y);
vertex(wc+(view_xScale*219)+view_x,hc+(view_yScale*95)+view_y);
vertex(wc+(view_xScale*227)+view_x,hc+(view_yScale*93)+view_y);
vertex(wc+(view_xScale*241)+view_x,hc+(view_yScale*92)+view_y);
vertex(wc+(view_xScale*249)+view_x,hc+(view_yScale*91)+view_y);
vertex(wc+(view_xScale*253)+view_x,hc+(view_yScale*90)+view_y);
vertex(wc+(view_xScale*259)+view_x,hc+(view_yScale*89)+view_y);
vertex(wc+(view_xScale*263)+view_x,hc+(view_yScale*88)+view_y);
vertex(wc+(view_xScale*272)+view_x,hc+(view_yScale*89)+view_y);
vertex(wc+(view_xScale*276)+view_x,hc+(view_yScale*91)+view_y);
vertex(wc+(view_xScale*281)+view_x,hc+(view_yScale*92)+view_y);
vertex(wc+(view_xScale*299)+view_x,hc+(view_yScale*95)+view_y);
vertex(wc+(view_xScale*317)+view_x,hc+(view_yScale*96)+view_y);
vertex(wc+(view_xScale*324)+view_x,hc+(view_yScale*97)+view_y);
vertex(wc+(view_xScale*328)+view_x,hc+(view_yScale*97)+view_y);
vertex(wc+(view_xScale*342)+view_x,hc+(view_yScale*97)+view_y);
vertex(wc+(view_xScale*350)+view_x,hc+(view_yScale*97)+view_y);
vertex(wc+(view_xScale*375)+view_x,hc+(view_yScale*97)+view_y);
vertex(wc+(view_xScale*369)+view_x,hc+(view_yScale*238)+view_y);
vertex(wc+(view_xScale*60)+view_x,hc+(view_yScale*231)+view_y);
endShape(CLOSE);

fill(108,139, 131);
beginShape();
vertex(wc+(view_xScale*71)+view_x,hc+(view_yScale*105)+view_y);
vertex(wc+(view_xScale*87)+view_x,hc+(view_yScale*104)+view_y);
vertex(wc+(view_xScale*89)+view_x,hc+(view_yScale*103)+view_y);
vertex(wc+(view_xScale*90)+view_x,hc+(view_yScale*102)+view_y);
vertex(wc+(view_xScale*93)+view_x,hc+(view_yScale*103)+view_y);
vertex(wc+(view_xScale*95)+view_x,hc+(view_yScale*104)+view_y);
vertex(wc+(view_xScale*97)+view_x,hc+(view_yScale*103)+view_y);
vertex(wc+(view_xScale*99)+view_x,hc+(view_yScale*103)+view_y);
vertex(wc+(view_xScale*99)+view_x,hc+(view_yScale*104)+view_y);
vertex(wc+(view_xScale*102)+view_x,hc+(view_yScale*104)+view_y);
vertex(wc+(view_xScale*103)+view_x,hc+(view_yScale*102)+view_y);
vertex(wc+(view_xScale*104)+view_x,hc+(view_yScale*102)+view_y);
vertex(wc+(view_xScale*105)+view_x,hc+(view_yScale*102)+view_y);
vertex(wc+(view_xScale*105)+view_x,hc+(view_yScale*103)+view_y);
vertex(wc+(view_xScale*107)+view_x,hc+(view_yScale*103)+view_y);
vertex(wc+(view_xScale*108)+view_x,hc+(view_yScale*103)+view_y);
vertex(wc+(view_xScale*108)+view_x,hc+(view_yScale*101)+view_y);
vertex(wc+(view_xScale*110)+view_x,hc+(view_yScale*100)+view_y);
vertex(wc+(view_xScale*111)+view_x,hc+(view_yScale*100)+view_y);
vertex(wc+(view_xScale*115)+view_x,hc+(view_yScale*102)+view_y);
vertex(wc+(view_xScale*115)+view_x,hc+(view_yScale*102)+view_y);
vertex(wc+(view_xScale*117)+view_x,hc+(view_yScale*101)+view_y);
vertex(wc+(view_xScale*118)+view_x,hc+(view_yScale*101)+view_y);
vertex(wc+(view_xScale*120)+view_x,hc+(view_yScale*100)+view_y);
vertex(wc+(view_xScale*121)+view_x,hc+(view_yScale*100)+view_y);
vertex(wc+(view_xScale*121)+view_x,hc+(view_yScale*101)+view_y);
vertex(wc+(view_xScale*123)+view_x,hc+(view_yScale*101)+view_y);
vertex(wc+(view_xScale*124)+view_x,hc+(view_yScale*100)+view_y);
vertex(wc+(view_xScale*126)+view_x,hc+(view_yScale*99)+view_y);
vertex(wc+(view_xScale*127)+view_x,hc+(view_yScale*100)+view_y);
vertex(wc+(view_xScale*129)+view_x,hc+(view_yScale*100)+view_y);
vertex(wc+(view_xScale*130)+view_x,hc+(view_yScale*100)+view_y);
vertex(wc+(view_xScale*139)+view_x,hc+(view_yScale*100)+view_y);
vertex(wc+(view_xScale*144)+view_x,hc+(view_yScale*102)+view_y);
vertex(wc+(view_xScale*147)+view_x,hc+(view_yScale*103)+view_y);
vertex(wc+(view_xScale*154)+view_x,hc+(view_yScale*103)+view_y);
vertex(wc+(view_xScale*157)+view_x,hc+(view_yScale*102)+view_y);
vertex(wc+(view_xScale*158)+view_x,hc+(view_yScale*103)+view_y);
vertex(wc+(view_xScale*159)+view_x,hc+(view_yScale*103)+view_y);
vertex(wc+(view_xScale*160)+view_x,hc+(view_yScale*104)+view_y);
vertex(wc+(view_xScale*162)+view_x,hc+(view_yScale*103)+view_y);
vertex(wc+(view_xScale*163)+view_x,hc+(view_yScale*103)+view_y);
vertex(wc+(view_xScale*164)+view_x,hc+(view_yScale*104)+view_y);
vertex(wc+(view_xScale*178)+view_x,hc+(view_yScale*101)+view_y);
vertex(wc+(view_xScale*181)+view_x,hc+(view_yScale*102)+view_y);
vertex(wc+(view_xScale*182)+view_x,hc+(view_yScale*102)+view_y);
vertex(wc+(view_xScale*184)+view_x,hc+(view_yScale*101)+view_y);
vertex(wc+(view_xScale*187)+view_x,hc+(view_yScale*100)+view_y);
vertex(wc+(view_xScale*187)+view_x,hc+(view_yScale*101)+view_y);
vertex(wc+(view_xScale*188)+view_x,hc+(view_yScale*102)+view_y);
vertex(wc+(view_xScale*204)+view_x,hc+(view_yScale*101)+view_y);
vertex(wc+(view_xScale*206)+view_x,hc+(view_yScale*101)+view_y);
vertex(wc+(view_xScale*209)+view_x,hc+(view_yScale*102)+view_y);
vertex(wc+(view_xScale*211)+view_x,hc+(view_yScale*103)+view_y);
vertex(wc+(view_xScale*216)+view_x,hc+(view_yScale*101)+view_y);
vertex(wc+(view_xScale*221)+view_x,hc+(view_yScale*101)+view_y);
vertex(wc+(view_xScale*224)+view_x,hc+(view_yScale*103)+view_y);
vertex(wc+(view_xScale*233)+view_x,hc+(view_yScale*102)+view_y);
vertex(wc+(view_xScale*238)+view_x,hc+(view_yScale*101)+view_y);
vertex(wc+(view_xScale*241)+view_x,hc+(view_yScale*101)+view_y);
vertex(wc+(view_xScale*247)+view_x,hc+(view_yScale*103)+view_y);
vertex(wc+(view_xScale*249)+view_x,hc+(view_yScale*103)+view_y);
vertex(wc+(view_xScale*252)+view_x,hc+(view_yScale*104)+view_y);
vertex(wc+(view_xScale*255)+view_x,hc+(view_yScale*103)+view_y);
vertex(wc+(view_xScale*256)+view_x,hc+(view_yScale*102)+view_y);
vertex(wc+(view_xScale*258)+view_x,hc+(view_yScale*101)+view_y);
vertex(wc+(view_xScale*261)+view_x,hc+(view_yScale*101)+view_y);
vertex(wc+(view_xScale*265)+view_x,hc+(view_yScale*101)+view_y);
vertex(wc+(view_xScale*270)+view_x,hc+(view_yScale*103)+view_y);
vertex(wc+(view_xScale*272)+view_x,hc+(view_yScale*103)+view_y);
vertex(wc+(view_xScale*276)+view_x,hc+(view_yScale*101)+view_y);
vertex(wc+(view_xScale*277)+view_x,hc+(view_yScale*101)+view_y);
vertex(wc+(view_xScale*278)+view_x,hc+(view_yScale*100)+view_y);
vertex(wc+(view_xScale*279)+view_x,hc+(view_yScale*100)+view_y);
vertex(wc+(view_xScale*280)+view_x,hc+(view_yScale*100)+view_y);
vertex(wc+(view_xScale*282)+view_x,hc+(view_yScale*102)+view_y);
vertex(wc+(view_xScale*294)+view_x,hc+(view_yScale*98)+view_y);
vertex(wc+(view_xScale*299)+view_x,hc+(view_yScale*98)+view_y);
vertex(wc+(view_xScale*299)+view_x,hc+(view_yScale*97)+view_y);
vertex(wc+(view_xScale*304)+view_x,hc+(view_yScale*99)+view_y);
vertex(wc+(view_xScale*306)+view_x,hc+(view_yScale*99)+view_y);
vertex(wc+(view_xScale*307)+view_x,hc+(view_yScale*97)+view_y);
vertex(wc+(view_xScale*308)+view_x,hc+(view_yScale*97)+view_y);
vertex(wc+(view_xScale*319)+view_x,hc+(view_yScale*96)+view_y);
vertex(wc+(view_xScale*322)+view_x,hc+(view_yScale*96)+view_y);
vertex(wc+(view_xScale*324)+view_x,hc+(view_yScale*95)+view_y);
vertex(wc+(view_xScale*332)+view_x,hc+(view_yScale*96)+view_y);
vertex(wc+(view_xScale*337)+view_x,hc+(view_yScale*96)+view_y);
vertex(wc+(view_xScale*340)+view_x,hc+(view_yScale*96)+view_y);
vertex(wc+(view_xScale*343)+view_x,hc+(view_yScale*95)+view_y);
vertex(wc+(view_xScale*347)+view_x,hc+(view_yScale*95)+view_y);
vertex(wc+(view_xScale*351)+view_x,hc+(view_yScale*94)+view_y);
vertex(wc+(view_xScale*355)+view_x,hc+(view_yScale*93)+view_y);
vertex(wc+(view_xScale*356)+view_x,hc+(view_yScale*93)+view_y);
vertex(wc+(view_xScale*357)+view_x,hc+(view_yScale*93)+view_y);
vertex(wc+(view_xScale*357)+view_x,hc+(view_yScale*91)+view_y);
vertex(wc+(view_xScale*357)+view_x,hc+(view_yScale*90)+view_y);
vertex(wc+(view_xScale*358)+view_x,hc+(view_yScale*90)+view_y);
vertex(wc+(view_xScale*360)+view_x,hc+(view_yScale*90)+view_y);
vertex(wc+(view_xScale*360)+view_x,hc+(view_yScale*91)+view_y);
vertex(wc+(view_xScale*362)+view_x,hc+(view_yScale*90)+view_y);
vertex(wc+(view_xScale*363)+view_x,hc+(view_yScale*90)+view_y);
vertex(wc+(view_xScale*364)+view_x,hc+(view_yScale*91)+view_y);
vertex(wc+(view_xScale*371)+view_x,hc+(view_yScale*231)+view_y);
vertex(wc+(view_xScale*63)+view_x,hc+(view_yScale*228)+view_y);
endShape(CLOSE);

fill(101,124, 97);
beginShape();
vertex(wc+(view_xScale*70)+view_x,hc+(view_yScale*124)+view_y);
vertex(wc+(view_xScale*83)+view_x,hc+(view_yScale*128)+view_y);
vertex(wc+(view_xScale*88)+view_x,hc+(view_yScale*129)+view_y);
vertex(wc+(view_xScale*89)+view_x,hc+(view_yScale*127)+view_y);
vertex(wc+(view_xScale*93)+view_x,hc+(view_yScale*127)+view_y);
vertex(wc+(view_xScale*93)+view_x,hc+(view_yScale*128)+view_y);
vertex(wc+(view_xScale*99)+view_x,hc+(view_yScale*129)+view_y);
vertex(wc+(view_xScale*101)+view_x,hc+(view_yScale*129)+view_y);
vertex(wc+(view_xScale*113)+view_x,hc+(view_yScale*131)+view_y);
vertex(wc+(view_xScale*122)+view_x,hc+(view_yScale*131)+view_y);
vertex(wc+(view_xScale*124)+view_x,hc+(view_yScale*132)+view_y);
vertex(wc+(view_xScale*130)+view_x,hc+(view_yScale*135)+view_y);
vertex(wc+(view_xScale*141)+view_x,hc+(view_yScale*134)+view_y);
vertex(wc+(view_xScale*148)+view_x,hc+(view_yScale*133)+view_y);
vertex(wc+(view_xScale*153)+view_x,hc+(view_yScale*134)+view_y);
vertex(wc+(view_xScale*155)+view_x,hc+(view_yScale*136)+view_y);
vertex(wc+(view_xScale*188)+view_x,hc+(view_yScale*135)+view_y);
vertex(wc+(view_xScale*196)+view_x,hc+(view_yScale*137)+view_y);
vertex(wc+(view_xScale*204)+view_x,hc+(view_yScale*132)+view_y);
vertex(wc+(view_xScale*207)+view_x,hc+(view_yScale*133)+view_y);
vertex(wc+(view_xScale*208)+view_x,hc+(view_yScale*135)+view_y);
vertex(wc+(view_xScale*215)+view_x,hc+(view_yScale*133)+view_y);
vertex(wc+(view_xScale*216)+view_x,hc+(view_yScale*132)+view_y);
vertex(wc+(view_xScale*222)+view_x,hc+(view_yScale*133)+view_y);
vertex(wc+(view_xScale*230)+view_x,hc+(view_yScale*135)+view_y);
vertex(wc+(view_xScale*232)+view_x,hc+(view_yScale*135)+view_y);
vertex(wc+(view_xScale*261)+view_x,hc+(view_yScale*136)+view_y);
vertex(wc+(view_xScale*270)+view_x,hc+(view_yScale*135)+view_y);
vertex(wc+(view_xScale*272)+view_x,hc+(view_yScale*136)+view_y);
vertex(wc+(view_xScale*290)+view_x,hc+(view_yScale*135)+view_y);
vertex(wc+(view_xScale*291)+view_x,hc+(view_yScale*133)+view_y);
vertex(wc+(view_xScale*292)+view_x,hc+(view_yScale*135)+view_y);
vertex(wc+(view_xScale*296)+view_x,hc+(view_yScale*137)+view_y);
vertex(wc+(view_xScale*300)+view_x,hc+(view_yScale*137)+view_y);
vertex(wc+(view_xScale*306)+view_x,hc+(view_yScale*137)+view_y);
vertex(wc+(view_xScale*306)+view_x,hc+(view_yScale*137)+view_y);
vertex(wc+(view_xScale*306)+view_x,hc+(view_yScale*135)+view_y);
vertex(wc+(view_xScale*309)+view_x,hc+(view_yScale*135)+view_y);
vertex(wc+(view_xScale*309)+view_x,hc+(view_yScale*137)+view_y);
vertex(wc+(view_xScale*314)+view_x,hc+(view_yScale*137)+view_y);
vertex(wc+(view_xScale*313)+view_x,hc+(view_yScale*135)+view_y);
vertex(wc+(view_xScale*314)+view_x,hc+(view_yScale*131)+view_y);
vertex(wc+(view_xScale*315)+view_x,hc+(view_yScale*134)+view_y);
vertex(wc+(view_xScale*315)+view_x,hc+(view_yScale*136)+view_y);
vertex(wc+(view_xScale*322)+view_x,hc+(view_yScale*137)+view_y);
vertex(wc+(view_xScale*331)+view_x,hc+(view_yScale*138)+view_y);
vertex(wc+(view_xScale*335)+view_x,hc+(view_yScale*139)+view_y);
vertex(wc+(view_xScale*342)+view_x,hc+(view_yScale*140)+view_y);
vertex(wc+(view_xScale*345)+view_x,hc+(view_yScale*140)+view_y);
vertex(wc+(view_xScale*346)+view_x,hc+(view_yScale*140)+view_y);
vertex(wc+(view_xScale*351)+view_x,hc+(view_yScale*139)+view_y);
vertex(wc+(view_xScale*356)+view_x,hc+(view_yScale*139)+view_y);
vertex(wc+(view_xScale*362)+view_x,hc+(view_yScale*141)+view_y);
vertex(wc+(view_xScale*370)+view_x,hc+(view_yScale*142)+view_y);
vertex(wc+(view_xScale*368)+view_x,hc+(view_yScale*235)+view_y);
vertex(wc+(view_xScale*61)+view_x,hc+(view_yScale*228)+view_y);
endShape(CLOSE);

fill(145,196, 112);
beginShape();
vertex(wc+(view_xScale*71)+view_x,hc+(view_yScale*154)+view_y);
vertex(wc+(view_xScale*82)+view_x,hc+(view_yScale*153)+view_y);
vertex(wc+(view_xScale*93)+view_x,hc+(view_yScale*154)+view_y);
vertex(wc+(view_xScale*99)+view_x,hc+(view_yScale*157)+view_y);
vertex(wc+(view_xScale*115)+view_x,hc+(view_yScale*159)+view_y);
vertex(wc+(view_xScale*128)+view_x,hc+(view_yScale*159)+view_y);
vertex(wc+(view_xScale*142)+view_x,hc+(view_yScale*160)+view_y);
vertex(wc+(view_xScale*150)+view_x,hc+(view_yScale*166)+view_y);
vertex(wc+(view_xScale*169)+view_x,hc+(view_yScale*169)+view_y);
vertex(wc+(view_xScale*194)+view_x,hc+(view_yScale*167)+view_y);
vertex(wc+(view_xScale*211)+view_x,hc+(view_yScale*166)+view_y);
vertex(wc+(view_xScale*225)+view_x,hc+(view_yScale*164)+view_y);
vertex(wc+(view_xScale*239)+view_x,hc+(view_yScale*167)+view_y);
vertex(wc+(view_xScale*246)+view_x,hc+(view_yScale*173)+view_y);
vertex(wc+(view_xScale*263)+view_x,hc+(view_yScale*173)+view_y);
vertex(wc+(view_xScale*276)+view_x,hc+(view_yScale*170)+view_y);
vertex(wc+(view_xScale*293)+view_x,hc+(view_yScale*167)+view_y);
vertex(wc+(view_xScale*307)+view_x,hc+(view_yScale*168)+view_y);
vertex(wc+(view_xScale*317)+view_x,hc+(view_yScale*175)+view_y);
vertex(wc+(view_xScale*330)+view_x,hc+(view_yScale*175)+view_y);
vertex(wc+(view_xScale*352)+view_x,hc+(view_yScale*172)+view_y);
vertex(wc+(view_xScale*372)+view_x,hc+(view_yScale*171)+view_y);
vertex(wc+(view_xScale*382)+view_x,hc+(view_yScale*179)+view_y);
vertex(wc+(view_xScale*381)+view_x,hc+(view_yScale*228)+view_y);
vertex(wc+(view_xScale*66)+view_x,hc+(view_yScale*232)+view_y);
endShape(CLOSE);

fill(105,166, 102);

beginShape();
vertex(wc+(view_xScale*70)+view_x,hc+(view_yScale*174)+view_y);
vertex(wc+(view_xScale*84)+view_x,hc+(view_yScale*175)+view_y);
vertex(wc+(view_xScale*98)+view_x,hc+(view_yScale*179)+view_y);
vertex(wc+(view_xScale*103)+view_x,hc+(view_yScale*185)+view_y);
vertex(wc+(view_xScale*109)+view_x,hc+(view_yScale*190)+view_y);
vertex(wc+(view_xScale*122)+view_x,hc+(view_yScale*194)+view_y);
vertex(wc+(view_xScale*146)+view_x,hc+(view_yScale*196)+view_y);
vertex(wc+(view_xScale*164)+view_x,hc+(view_yScale*198)+view_y);
vertex(wc+(view_xScale*175)+view_x,hc+(view_yScale*203)+view_y);
vertex(wc+(view_xScale*181)+view_x,hc+(view_yScale*205)+view_y);
vertex(wc+(view_xScale*207)+view_x,hc+(view_yScale*208)+view_y);
vertex(wc+(view_xScale*223)+view_x,hc+(view_yScale*219)+view_y);
vertex(wc+(view_xScale*236)+view_x,hc+(view_yScale*229)+view_y);
vertex(wc+(view_xScale*337)+view_x,hc+(view_yScale*206)+view_y);
vertex(wc+(view_xScale*362)+view_x,hc+(view_yScale*198)+view_y);
vertex(wc+(view_xScale*386)+view_x,hc+(view_yScale*195)+view_y);
vertex(wc+(view_xScale*390)+view_x,hc+(view_yScale*232)+view_y);
vertex(wc+(view_xScale*61)+view_x,hc+(view_yScale*236)+view_y);
endShape(CLOSE);

fill(102,184, 52);
beginShape();
vertex(wc+(view_xScale*65)+view_x,hc+(view_yScale*193)+view_y);
vertex(wc+(view_xScale*79)+view_x,hc+(view_yScale*192)+view_y);
vertex(wc+(view_xScale*88)+view_x,hc+(view_yScale*192)+view_y);
vertex(wc+(view_xScale*92)+view_x,hc+(view_yScale*195)+view_y);
vertex(wc+(view_xScale*99)+view_x,hc+(view_yScale*197)+view_y);
vertex(wc+(view_xScale*107)+view_x,hc+(view_yScale*196)+view_y);
vertex(wc+(view_xScale*124)+view_x,hc+(view_yScale*196)+view_y);
vertex(wc+(view_xScale*134)+view_x,hc+(view_yScale*195)+view_y);
vertex(wc+(view_xScale*149)+view_x,hc+(view_yScale*195)+view_y);
vertex(wc+(view_xScale*160)+view_x,hc+(view_yScale*194)+view_y);
vertex(wc+(view_xScale*169)+view_x,hc+(view_yScale*195)+view_y);
vertex(wc+(view_xScale*187)+view_x,hc+(view_yScale*194)+view_y);
vertex(wc+(view_xScale*198)+view_x,hc+(view_yScale*196)+view_y);
vertex(wc+(view_xScale*222)+view_x,hc+(view_yScale*190)+view_y);
vertex(wc+(view_xScale*239)+view_x,hc+(view_yScale*186)+view_y);
vertex(wc+(view_xScale*252)+view_x,hc+(view_yScale*181)+view_y);
vertex(wc+(view_xScale*275)+view_x,hc+(view_yScale*181)+view_y);
vertex(wc+(view_xScale*288)+view_x,hc+(view_yScale*180)+view_y);
vertex(wc+(view_xScale*304)+view_x,hc+(view_yScale*181)+view_y);
vertex(wc+(view_xScale*321)+view_x,hc+(view_yScale*188)+view_y);
vertex(wc+(view_xScale*333)+view_x,hc+(view_yScale*189)+view_y);
vertex(wc+(view_xScale*343)+view_x,hc+(view_yScale*189)+view_y);
vertex(wc+(view_xScale*362)+view_x,hc+(view_yScale*188)+view_y);
vertex(wc+(view_xScale*373)+view_x,hc+(view_yScale*189)+view_y);
vertex(wc+(view_xScale*367)+view_x,hc+(view_yScale*236)+view_y);
vertex(wc+(view_xScale*63)+view_x,hc+(view_yScale*233)+view_y);
endShape(CLOSE);

fill(22,47, 50);
beginShape();
vertex(wc+(view_xScale*289)+view_x,hc+(view_yScale*202)+view_y);
vertex(wc+(view_xScale*288)+view_x,hc+(view_yScale*200)+view_y);
vertex(wc+(view_xScale*288)+view_x,hc+(view_yScale*198)+view_y);
vertex(wc+(view_xScale*287)+view_x,hc+(view_yScale*196)+view_y);
vertex(wc+(view_xScale*288)+view_x,hc+(view_yScale*194)+view_y);
vertex(wc+(view_xScale*289)+view_x,hc+(view_yScale*192)+view_y);
vertex(wc+(view_xScale*288)+view_x,hc+(view_yScale*187)+view_y);
vertex(wc+(view_xScale*288)+view_x,hc+(view_yScale*184)+view_y);
vertex(wc+(view_xScale*289)+view_x,hc+(view_yScale*179)+view_y);
vertex(wc+(view_xScale*290)+view_x,hc+(view_yScale*176)+view_y);
vertex(wc+(view_xScale*291)+view_x,hc+(view_yScale*172)+view_y);
vertex(wc+(view_xScale*291)+view_x,hc+(view_yScale*169)+view_y);
vertex(wc+(view_xScale*291)+view_x,hc+(view_yScale*168)+view_y);
vertex(wc+(view_xScale*294)+view_x,hc+(view_yScale*178)+view_y);
vertex(wc+(view_xScale*293)+view_x,hc+(view_yScale*183)+view_y);
vertex(wc+(view_xScale*292)+view_x,hc+(view_yScale*187)+view_y);
vertex(wc+(view_xScale*292)+view_x,hc+(view_yScale*191)+view_y);
vertex(wc+(view_xScale*293)+view_x,hc+(view_yScale*194)+view_y);
vertex(wc+(view_xScale*293)+view_x,hc+(view_yScale*199)+view_y);
vertex(wc+(view_xScale*291)+view_x,hc+(view_yScale*202)+view_y);
endShape(CLOSE);

beginShape();
vertex(wc+(view_xScale*306)+view_x,hc+(view_yScale*189)+view_y);
vertex(wc+(view_xScale*308)+view_x,hc+(view_yScale*187)+view_y);
vertex(wc+(view_xScale*308)+view_x,hc+(view_yScale*185)+view_y);
vertex(wc+(view_xScale*308)+view_x,hc+(view_yScale*182)+view_y);
vertex(wc+(view_xScale*309)+view_x,hc+(view_yScale*179)+view_y);
vertex(wc+(view_xScale*310)+view_x,hc+(view_yScale*174)+view_y);
vertex(wc+(view_xScale*309)+view_x,hc+(view_yScale*170)+view_y);
vertex(wc+(view_xScale*306)+view_x,hc+(view_yScale*162)+view_y);
vertex(wc+(view_xScale*305)+view_x,hc+(view_yScale*158)+view_y);
vertex(wc+(view_xScale*304)+view_x,hc+(view_yScale*156)+view_y);
vertex(wc+(view_xScale*304)+view_x,hc+(view_yScale*158)+view_y);
vertex(wc+(view_xScale*304)+view_x,hc+(view_yScale*161)+view_y);
vertex(wc+(view_xScale*302)+view_x,hc+(view_yScale*164)+view_y);
vertex(wc+(view_xScale*302)+view_x,hc+(view_yScale*166)+view_y);
vertex(wc+(view_xScale*302)+view_x,hc+(view_yScale*169)+view_y);
vertex(wc+(view_xScale*301)+view_x,hc+(view_yScale*173)+view_y);
vertex(wc+(view_xScale*300)+view_x,hc+(view_yScale*177)+view_y);
vertex(wc+(view_xScale*299)+view_x,hc+(view_yScale*182)+view_y);
vertex(wc+(view_xScale*300)+view_x,hc+(view_yScale*186)+view_y);
vertex(wc+(view_xScale*302)+view_x,hc+(view_yScale*190)+view_y);
endShape(CLOSE);

beginShape();
vertex(wc+(view_xScale*314)+view_x,hc+(view_yScale*205)+view_y);
vertex(wc+(view_xScale*312)+view_x,hc+(view_yScale*204)+view_y);
vertex(wc+(view_xScale*312)+view_x,hc+(view_yScale*202)+view_y);
vertex(wc+(view_xScale*312)+view_x,hc+(view_yScale*199)+view_y);
vertex(wc+(view_xScale*313)+view_x,hc+(view_yScale*197)+view_y);
vertex(wc+(view_xScale*313)+view_x,hc+(view_yScale*193)+view_y);
vertex(wc+(view_xScale*313)+view_x,hc+(view_yScale*191)+view_y);
vertex(wc+(view_xScale*315)+view_x,hc+(view_yScale*196)+view_y);
vertex(wc+(view_xScale*315)+view_x,hc+(view_yScale*197)+view_y);
vertex(wc+(view_xScale*315)+view_x,hc+(view_yScale*199)+view_y);
vertex(wc+(view_xScale*315)+view_x,hc+(view_yScale*201)+view_y);
vertex(wc+(view_xScale*315)+view_x,hc+(view_yScale*203)+view_y);
endShape(CLOSE);

beginShape();
vertex(wc+(view_xScale*254)+view_x,hc+(view_yScale*187)+view_y);
vertex(wc+(view_xScale*253)+view_x,hc+(view_yScale*185)+view_y);
vertex(wc+(view_xScale*252)+view_x,hc+(view_yScale*184)+view_y);
vertex(wc+(view_xScale*252)+view_x,hc+(view_yScale*182)+view_y);
vertex(wc+(view_xScale*253)+view_x,hc+(view_yScale*179)+view_y);
vertex(wc+(view_xScale*254)+view_x,hc+(view_yScale*177)+view_y);
vertex(wc+(view_xScale*254)+view_x,hc+(view_yScale*175)+view_y);
vertex(wc+(view_xScale*253)+view_x,hc+(view_yScale*171)+view_y);
vertex(wc+(view_xScale*255)+view_x,hc+(view_yScale*167)+view_y);
vertex(wc+(view_xScale*256)+view_x,hc+(view_yScale*166)+view_y);
vertex(wc+(view_xScale*256)+view_x,hc+(view_yScale*164)+view_y);
vertex(wc+(view_xScale*257)+view_x,hc+(view_yScale*162)+view_y);
vertex(wc+(view_xScale*257)+view_x,hc+(view_yScale*161)+view_y);
vertex(wc+(view_xScale*259)+view_x,hc+(view_yScale*162)+view_y);
vertex(wc+(view_xScale*259)+view_x,hc+(view_yScale*164)+view_y);
vertex(wc+(view_xScale*259)+view_x,hc+(view_yScale*165)+view_y);
vertex(wc+(view_xScale*260)+view_x,hc+(view_yScale*167)+view_y);
vertex(wc+(view_xScale*260)+view_x,hc+(view_yScale*170)+view_y);
vertex(wc+(view_xScale*260)+view_x,hc+(view_yScale*172)+view_y);
vertex(wc+(view_xScale*260)+view_x,hc+(view_yScale*173)+view_y);
vertex(wc+(view_xScale*260)+view_x,hc+(view_yScale*176)+view_y);
vertex(wc+(view_xScale*259)+view_x,hc+(view_yScale*177)+view_y);
vertex(wc+(view_xScale*261)+view_x,hc+(view_yScale*180)+view_y);
vertex(wc+(view_xScale*261)+view_x,hc+(view_yScale*182)+view_y);
vertex(wc+(view_xScale*261)+view_x,hc+(view_yScale*183)+view_y);
vertex(wc+(view_xScale*261)+view_x,hc+(view_yScale*185)+view_y);
vertex(wc+(view_xScale*259)+view_x,hc+(view_yScale*187)+view_y);
vertex(wc+(view_xScale*260)+view_x,hc+(view_yScale*187)+view_y);
endShape(CLOSE);

beginShape();
vertex(wc+(view_xScale*220)+view_x,hc+(view_yScale*197)+view_y);
vertex(wc+(view_xScale*218)+view_x,hc+(view_yScale*195)+view_y);
vertex(wc+(view_xScale*218)+view_x,hc+(view_yScale*192)+view_y);
vertex(wc+(view_xScale*218)+view_x,hc+(view_yScale*191)+view_y);
vertex(wc+(view_xScale*220)+view_x,hc+(view_yScale*189)+view_y);
vertex(wc+(view_xScale*220)+view_x,hc+(view_yScale*186)+view_y);
vertex(wc+(view_xScale*219)+view_x,hc+(view_yScale*183)+view_y);
vertex(wc+(view_xScale*219)+view_x,hc+(view_yScale*180)+view_y);
vertex(wc+(view_xScale*220)+view_x,hc+(view_yScale*178)+view_y);
vertex(wc+(view_xScale*221)+view_x,hc+(view_yScale*177)+view_y);
vertex(wc+(view_xScale*221)+view_x,hc+(view_yScale*176)+view_y);
vertex(wc+(view_xScale*222)+view_x,hc+(view_yScale*176)+view_y);
vertex(wc+(view_xScale*223)+view_x,hc+(view_yScale*177)+view_y);
vertex(wc+(view_xScale*223)+view_x,hc+(view_yScale*178)+view_y);
vertex(wc+(view_xScale*223)+view_x,hc+(view_yScale*180)+view_y);
vertex(wc+(view_xScale*225)+view_x,hc+(view_yScale*184)+view_y);
vertex(wc+(view_xScale*226)+view_x,hc+(view_yScale*185)+view_y);
vertex(wc+(view_xScale*226)+view_x,hc+(view_yScale*187)+view_y);
vertex(wc+(view_xScale*226)+view_x,hc+(view_yScale*189)+view_y);
vertex(wc+(view_xScale*225)+view_x,hc+(view_yScale*190)+view_y);
vertex(wc+(view_xScale*226)+view_x,hc+(view_yScale*191)+view_y);
vertex(wc+(view_xScale*226)+view_x,hc+(view_yScale*192)+view_y);
vertex(wc+(view_xScale*225)+view_x,hc+(view_yScale*194)+view_y);
vertex(wc+(view_xScale*225)+view_x,hc+(view_yScale*196)+view_y);
vertex(wc+(view_xScale*223)+view_x,hc+(view_yScale*197)+view_y);
endShape(CLOSE);

beginShape();
vertex(wc+(view_xScale*154)+view_x,hc+(view_yScale*228)+view_y);
vertex(wc+(view_xScale*149)+view_x,hc+(view_yScale*225)+view_y);
vertex(wc+(view_xScale*149)+view_x,hc+(view_yScale*223)+view_y);
vertex(wc+(view_xScale*150)+view_x,hc+(view_yScale*220)+view_y);
vertex(wc+(view_xScale*151)+view_x,hc+(view_yScale*218)+view_y);
vertex(wc+(view_xScale*151)+view_x,hc+(view_yScale*215)+view_y);
vertex(wc+(view_xScale*151)+view_x,hc+(view_yScale*212)+view_y);
vertex(wc+(view_xScale*154)+view_x,hc+(view_yScale*210)+view_y);
vertex(wc+(view_xScale*155)+view_x,hc+(view_yScale*209)+view_y);
vertex(wc+(view_xScale*157)+view_x,hc+(view_yScale*211)+view_y);
vertex(wc+(view_xScale*159)+view_x,hc+(view_yScale*210)+view_y);
vertex(wc+(view_xScale*161)+view_x,hc+(view_yScale*210)+view_y);
vertex(wc+(view_xScale*163)+view_x,hc+(view_yScale*210)+view_y);
vertex(wc+(view_xScale*163)+view_x,hc+(view_yScale*211)+view_y);
vertex(wc+(view_xScale*164)+view_x,hc+(view_yScale*211)+view_y);
vertex(wc+(view_xScale*167)+view_x,hc+(view_yScale*212)+view_y);
vertex(wc+(view_xScale*172)+view_x,hc+(view_yScale*210)+view_y);
vertex(wc+(view_xScale*175)+view_x,hc+(view_yScale*208)+view_y);
vertex(wc+(view_xScale*181)+view_x,hc+(view_yScale*207)+view_y);
vertex(wc+(view_xScale*183)+view_x,hc+(view_yScale*208)+view_y);
vertex(wc+(view_xScale*184)+view_x,hc+(view_yScale*212)+view_y);
vertex(wc+(view_xScale*185)+view_x,hc+(view_yScale*212)+view_y);
vertex(wc+(view_xScale*187)+view_x,hc+(view_yScale*212)+view_y);
vertex(wc+(view_xScale*189)+view_x,hc+(view_yScale*213)+view_y);
vertex(wc+(view_xScale*192)+view_x,hc+(view_yScale*215)+view_y);
vertex(wc+(view_xScale*199)+view_x,hc+(view_yScale*216)+view_y);
vertex(wc+(view_xScale*201)+view_x,hc+(view_yScale*216)+view_y);
vertex(wc+(view_xScale*203)+view_x,hc+(view_yScale*218)+view_y);
vertex(wc+(view_xScale*202)+view_x,hc+(view_yScale*221)+view_y);
vertex(wc+(view_xScale*206)+view_x,hc+(view_yScale*223)+view_y);
vertex(wc+(view_xScale*206)+view_x,hc+(view_yScale*225)+view_y);
vertex(wc+(view_xScale*206)+view_x,hc+(view_yScale*227)+view_y);
vertex(wc+(view_xScale*204)+view_x,hc+(view_yScale*230)+view_y);
endShape(CLOSE);

beginShape();
vertex(wc+(view_xScale*230)+view_x,hc+(view_yScale*234)+view_y);
vertex(wc+(view_xScale*226)+view_x,hc+(view_yScale*228)+view_y);
vertex(wc+(view_xScale*226)+view_x,hc+(view_yScale*226)+view_y);
vertex(wc+(view_xScale*228)+view_x,hc+(view_yScale*224)+view_y);
vertex(wc+(view_xScale*230)+view_x,hc+(view_yScale*225)+view_y);
vertex(wc+(view_xScale*231)+view_x,hc+(view_yScale*221)+view_y);
vertex(wc+(view_xScale*235)+view_x,hc+(view_yScale*220)+view_y);
vertex(wc+(view_xScale*250)+view_x,hc+(view_yScale*224)+view_y);
vertex(wc+(view_xScale*255)+view_x,hc+(view_yScale*222)+view_y);
vertex(wc+(view_xScale*259)+view_x,hc+(view_yScale*227)+view_y);
vertex(wc+(view_xScale*269)+view_x,hc+(view_yScale*230)+view_y);
vertex(wc+(view_xScale*270)+view_x,hc+(view_yScale*230)+view_y);
vertex(wc+(view_xScale*270)+view_x,hc+(view_yScale*237)+view_y);
endShape(CLOSE);

beginShape();
vertex(wc+(view_xScale*296)+view_x,hc+(view_yScale*237)+view_y);
vertex(wc+(view_xScale*294)+view_x,hc+(view_yScale*231)+view_y);
vertex(wc+(view_xScale*297)+view_x,hc+(view_yScale*227)+view_y);
vertex(wc+(view_xScale*298)+view_x,hc+(view_yScale*225)+view_y);
vertex(wc+(view_xScale*297)+view_x,hc+(view_yScale*223)+view_y);
vertex(wc+(view_xScale*298)+view_x,hc+(view_yScale*220)+view_y);
vertex(wc+(view_xScale*300)+view_x,hc+(view_yScale*219)+view_y);
vertex(wc+(view_xScale*303)+view_x,hc+(view_yScale*217)+view_y);
vertex(wc+(view_xScale*305)+view_x,hc+(view_yScale*215)+view_y);
vertex(wc+(view_xScale*307)+view_x,hc+(view_yScale*215)+view_y);
vertex(wc+(view_xScale*316)+view_x,hc+(view_yScale*216)+view_y);
vertex(wc+(view_xScale*318)+view_x,hc+(view_yScale*216)+view_y);
vertex(wc+(view_xScale*322)+view_x,hc+(view_yScale*214)+view_y);
vertex(wc+(view_xScale*324)+view_x,hc+(view_yScale*215)+view_y);
vertex(wc+(view_xScale*326)+view_x,hc+(view_yScale*218)+view_y);
vertex(wc+(view_xScale*332)+view_x,hc+(view_yScale*220)+view_y);
vertex(wc+(view_xScale*334)+view_x,hc+(view_yScale*219)+view_y);
vertex(wc+(view_xScale*337)+view_x,hc+(view_yScale*219)+view_y);
vertex(wc+(view_xScale*338)+view_x,hc+(view_yScale*220)+view_y);
vertex(wc+(view_xScale*339)+view_x,hc+(view_yScale*222)+view_y);
vertex(wc+(view_xScale*343)+view_x,hc+(view_yScale*221)+view_y);
vertex(wc+(view_xScale*344)+view_x,hc+(view_yScale*217)+view_y);
vertex(wc+(view_xScale*348)+view_x,hc+(view_yScale*214)+view_y);
vertex(wc+(view_xScale*350)+view_x,hc+(view_yScale*213)+view_y);
vertex(wc+(view_xScale*353)+view_x,hc+(view_yScale*213)+view_y);
vertex(wc+(view_xScale*355)+view_x,hc+(view_yScale*212)+view_y);
vertex(wc+(view_xScale*360)+view_x,hc+(view_yScale*215)+view_y);
vertex(wc+(view_xScale*363)+view_x,hc+(view_yScale*214)+view_y);
vertex(wc+(view_xScale*369)+view_x,hc+(view_yScale*213)+view_y);
vertex(wc+(view_xScale*378)+view_x,hc+(view_yScale*216)+view_y);
vertex(wc+(view_xScale*378)+view_x,hc+(view_yScale*229)+view_y);
vertex(wc+(view_xScale*378)+view_x,hc+(view_yScale*239)+view_y);
vertex(wc+(view_xScale*360)+view_x,hc+(view_yScale*244)+view_y);
vertex(wc+(view_xScale*301)+view_x,hc+(view_yScale*249)+view_y);
endShape(CLOSE)
//ENDview
}
  }



  //Wide Frame     c
  {
    //Stlying Wall
    fill(paperwhite);
    stroke(lineColour);

    //Draw Wall
    beginShape();
    vertex(c1x, c1y);
    vertex(c2x, c2y);
    vertex(c3x, c3y);
    vertex(c4x, c4y);
    beginContour();
    vertex(cB4x, cB4y);
    vertex(cB3x, cB3y);
    vertex(cB2x, cB2y);
    vertex(cB1x, cB1y);
    endContour();
    endShape(CLOSE);
  }
  //Wide Frame   bA
  {
    //Stlying
    fill(Frame);
    stroke(lineColour);

    //T
    beginShape();
    vertex(c1x, c1y);
    vertex(c2x, c2y);
    vertex(cA2x, cA2y);
    vertex(cA1x, cA1y);
    endShape(CLOSE);
    //R
    beginShape();
    vertex(c2x, c2y);
    vertex(c3x, c3y);
    vertex(cA3x, cA3y);
    vertex(cA2x, cA2y);
    endShape(CLOSE);
    //B
    beginShape();
    vertex(c3x, c3y);
    vertex(c4x, c4y);
    vertex(cA4x, cA4y);
    vertex(cA3x, cA3y);
    endShape(CLOSE);
    //L
    beginShape();
    vertex(c4x, c4y);
    vertex(c1x, c1y);
    vertex(cA1x, cA1y);
    vertex(cA4x, cA4y);
    endShape(CLOSE);
  }
  pop();

  pop();

  pop();



  //Fullscreen button
  //= fs
  {
    // //roll over colour change
    // if (mouseX > width - 65 && mouseX < width - 15 && mouseY > 15 && mouseY < 65) {
    //   buttonColour = ([255, 100]);
    // } else if (displayWidth < 500 || displayHeight < 600) {
    //   buttonColour = ([255, 0]);
    // } else {
    //   buttonColour = ([0, 100]);
    // }
    //
    // strokeWeight(1);
    // //scale variables
    // let fs_sx = 1;
    // let fs_sy = 1;
    //
    // //position variables
    // let fs_px = width - 60;
    // let fs_py = 20;
    //
    // //stlying
    // noFill();
    // stroke(buttonColour);
    //
    // //shows expand button
    // if (!fullscreen()) {
    //   //topleft arrow
    //   beginShape();
    //   vertex((fs_sx * 0) + fs_px, (fs_sy * 15) + fs_py);
    //   vertex((fs_sx * 0) + fs_px, (fs_sy * 0) + fs_py);
    //   vertex((fs_sx * 15) + fs_px, (fs_sy * 0) + fs_py);
    //   vertex((fs_sx * 0) + fs_px, (fs_sy * 0) + fs_py);
    //   vertex((fs_sx * 17) + fs_px, (fs_sy * 17) + fs_py);
    //   endShape();
    //   //topright arrow
    //   beginShape();
    //   vertex((fs_sx * 25) + fs_px, (fs_sy * 0) + fs_py);
    //   vertex((fs_sx * 40) + fs_px, (fs_sy * 0) + fs_py);
    //   vertex((fs_sx * 40) + fs_px, (fs_sy * 15) + fs_py);
    //   vertex((fs_sx * 40) + fs_px, (fs_sy * 0) + fs_py);
    //   vertex((fs_sx * 23) + fs_px, (fs_sy * 17) + fs_py);
    //   endShape();
    //   //bottomright arrow
    //   beginShape();
    //   vertex((fs_sx * 40) + fs_px, (fs_sy * 25) + fs_py);
    //   vertex((fs_sx * 40) + fs_px, (fs_sy * 40) + fs_py);
    //   vertex((fs_sx * 25) + fs_px, (fs_sy * 40) + fs_py);
    //   vertex((fs_sx * 40) + fs_px, (fs_sy * 40) + fs_py);
    //   vertex((fs_sx * 23) + fs_px, (fs_sy * 23) + fs_py);
    //   endShape();
    //   //bottomleft arrow
    //   beginShape();
    //   vertex((fs_sx * 15) + fs_px, (fs_sy * 40) + fs_py);
    //   vertex((fs_sx * 0) + fs_px, (fs_sy * 40) + fs_py);
    //   vertex((fs_sx * 0) + fs_px, (fs_sy * 25) + fs_py);
    //   vertex((fs_sx * 0) + fs_px, (fs_sy * 40) + fs_py);
    //   vertex((fs_sx * 17) + fs_px, (fs_sy * 23) + fs_py);
    //   endShape();
    // }
    //
    // //shows contract button
    // stroke(buttonColour);
    // if (fullscreen()) {
    //   //topleft arrow
    //   beginShape();
    //   vertex((fs_sx * 0) + fs_px, (fs_sy * 0) + fs_py);
    //   vertex((fs_sx * 17) + fs_px, (fs_sy * 17) + fs_py);
    //   vertex((fs_sx * 17) + fs_px, (fs_sy * 3) + fs_py);
    //   vertex((fs_sx * 17) + fs_px, (fs_sy * 17) + fs_py);
    //   vertex((fs_sx * 3) + fs_px, (fs_sy * 17) + fs_py);
    //   endShape();
    //   //topright arrow
    //   beginShape();
    //   vertex((fs_sx * 40) + fs_px, (fs_sy * 0) + fs_py);
    //   vertex((fs_sx * 23) + fs_px, (fs_sy * 17) + fs_py);
    //   vertex((fs_sx * 23) + fs_px, (fs_sy * 3) + fs_py);
    //   vertex((fs_sx * 23) + fs_px, (fs_sy * 17) + fs_py);
    //   vertex((fs_sx * 35) + fs_px, (fs_sy * 17) + fs_py);
    //   endShape();
    //   //bottomright arrow
    //   beginShape();
    //   vertex((fs_sx * 40) + fs_px, (fs_sy * 40) + fs_py);
    //   vertex((fs_sx * 23) + fs_px, (fs_sy * 23) + fs_py);
    //   vertex((fs_sx * 23) + fs_px, (fs_sy * 35) + fs_py);
    //   vertex((fs_sx * 23) + fs_px, (fs_sy * 23) + fs_py);
    //   vertex((fs_sx * 35) + fs_px, (fs_sy * 23) + fs_py);
    //   endShape();
    //   //bottomleft arrow
    //   beginShape();
    //   vertex((fs_sx * 0) + fs_px, (fs_sy * 40) + fs_py);
    //   vertex((fs_sx * 17) + fs_px, (fs_sy * 23) + fs_py);
    //   vertex((fs_sx * 17) + fs_px, (fs_sy * 35) + fs_py);
    //   vertex((fs_sx * 17) + fs_px, (fs_sy * 23) + fs_py);
    //   vertex((fs_sx * 3) + fs_px, (fs_sy * 23) + fs_py);
    //   endShape();
    // }
  }


  //Adjusted coordinates
  {
      // let newx = (mouseX - width / 2);
      // let newy = (mouseY - height / 2);
      // let newxScaled = (newx/scale);
      // let newyScaled = (newy/scale);
      // fill(0);
      // noStroke();
      // text('nx:' + newxScaled, 16, 20);
      // text('ny:' + newyScaled, 16, 30);
      //
      // text('x:' + mouseX, 16, 40);
      // text('y:' + mouseY, 16, 50);
      // stroke(0);
      // //New axis
      // line(width / 2, 0, width / 2, height);
      // line(0, height / 2, width, height / 2);
    }

}

function mouseReleased() {

  //Click for full screen toggle
  // if (mouseX > width - 65 && mouseX < width - 15 && mouseY > 15 && mouseY < 65) {
  //   let fs = fullscreen();
  //   fullscreen(!fs);
  //   buttonColour = ([0, 100])

  // }




  if(mouseX > (a2xC+((a1xC-a2xC)/2)) && mouseX < a2x && mouseY > a1y && mouseY < a4y && sAngle < 3){
  sAngle = sAngle + 1
  }
  if(mouseX > a1x && mouseX < (a2xC+((a1xC-a2xC)/2)) && mouseY > a1y && mouseY < a4y && sAngle > -3){
  sAngle = sAngle - 1
  }

    if(mouseX > (b2xC+((b1xC-b2xC)/2)) && mouseX < b2x && mouseY > b1y && mouseY < b4y && tAngle < 3){
  tAngle = tAngle + 1
  }
  if(mouseX > b1x && mouseX < (b2xC+((b1xC-b2xC)/2)) && mouseY > b1y && mouseY < b4y && tAngle > -3){
  tAngle = tAngle - 1
  }

    if(mouseX > (c2xC+((c1xC-c2xC)/2)) && mouseX < c2x && mouseY > c1y && mouseY < c4y && wAngle < 3){
  wAngle = wAngle + 1
  }
  if(mouseX > c1x && mouseX < (a2xC+((c1xC-c2xC)/2)) && mouseY > c1y && mouseY < c4y && wAngle > -3){
  wAngle = wAngle - 1
  }

  print(tAngle);


  if(mouseX > a1x && mouseX < a2x && mouseY > a1y && mouseY < a4y && wAngle == 0 && sAngle == 0 && tAngle == 0){
    tAngle = tAngle + randomTilt
  }

    if(mouseX > b1x && mouseX < b2x && mouseY > b1y && mouseY < b4y && wAngle == 0 && sAngle == 0 && tAngle == 0){
    wAngle = wAngle + randomTilt
  }

      if(mouseX > c1x && mouseX < c2x && mouseY > c1y && mouseY < c4y && wAngle == 0 && sAngle == 0 && tAngle == 0){
    sAngle = sAngle + randomTilt
  }
}
